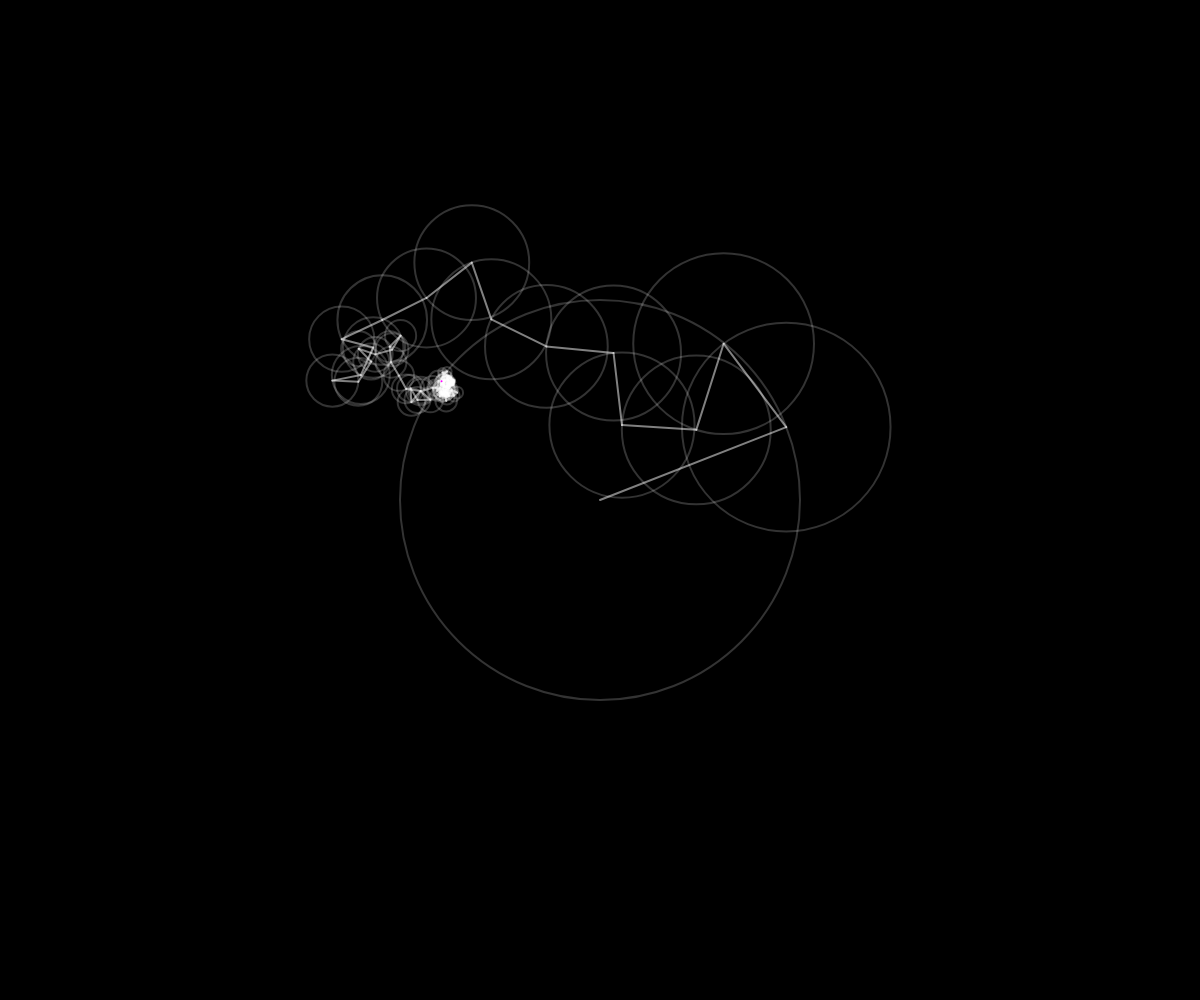
Frame 1 (no input)
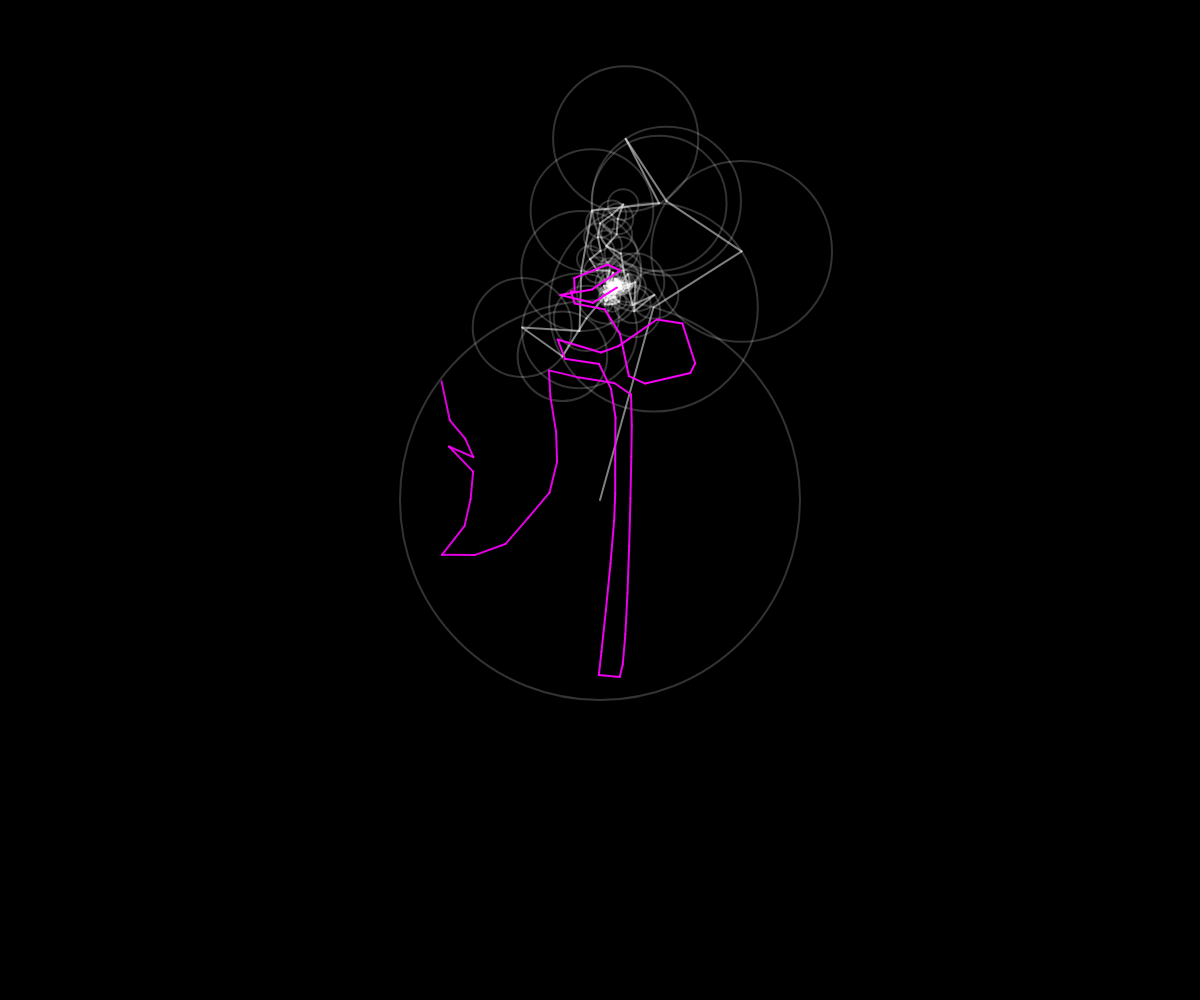
Frame 60 (no input)
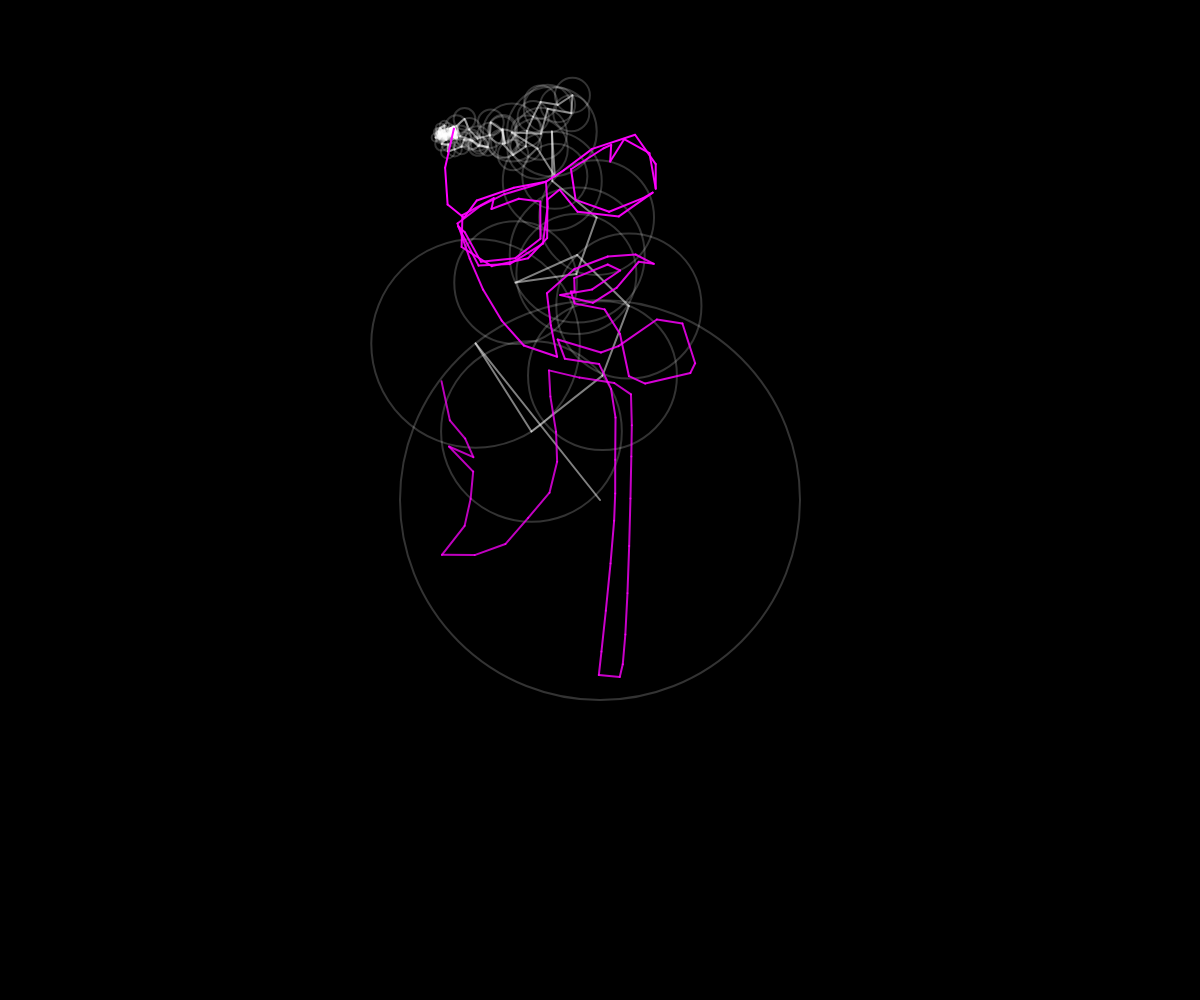
Frame 120 (the mouse pressed at the canvas centre since frame 60)

The p5.js sketch that drew these frames (run headless with seeded random() and noise() and a simulated clock; from frame 60 on, the mouse is pressed at the canvas centre):

// p5.js sketch
// ── sketch.js
let time = 0;
let prevRe = [];
let prevIm = [];
// let slider;
// triangle:
// const pixelsRe = [-PI, (-3 * PI) / 4, -PI / 2, -PI / 4, 0, PI * 0.25, PI * 0.5, PI * 0.75, PI, PI, PI, PI, PI, PI, PI, PI, PI];
// const pixelsIm = [-1, -0.75, -0.5, -0.25, 0, 0.25, 0.5, 0.75, 1, 0.75, 0.5, 0.25, 0, -0.25, -0.5, -0.75, -1];

function setup() {
    createCanvas(windowWidth, windowHeight);
    // slider = createSlider(1, 100, 10);
}

function draw() {
    const skip = 5;
    const pixelsRe = drawing.filter((p, idx) => idx % skip === 0).map((p) => p.x);
    const pixelsIm = drawing.filter((p, idx) => idx % skip === 0).map((p) => p.y);
    let fourierResult = [];
    const N = pixelsRe.length;
    for (let k = 1; k < N; k++) {
        let sumRe = 0;
        let sumIm = 0;
        for (let n = 0; n < N; n++) {
            let re = pixelsRe[n];
            let im = pixelsIm[n];
            let re2 = Math.cos((2 * Math.PI * n * k) / N);
            let im2 = -Math.sin((2 * Math.PI * n * k) / N);
            sumRe += re * re2 - im * im2;
            sumIm += re * im2 + im * re2;
        }
        // In order fourier returned values to become epicycles, I need amplitude frequency and phase.
        let amplitude = Math.sqrt(sumRe * sumRe + sumIm * sumIm);
        let phase = Math.atan2(sumIm, sumRe);
        let frequency = k;
        fourierResult.push({ amplitude, phase, frequency });
    }
    background(0);
    translate(windowWidth / 2, windowHeight / 2);

    // rn they're organized by frequency (k). now i want to sort them by amplitude.
    fourierResult = fourierResult.sort((a, b) => b.amplitude - a.amplitude);

    let prevX = 0;
    let prevY = 0;
    let x = 0;
    let y = 0;
    for (let i = 0; i < N - 1; i++) {
        let { amplitude, phase, frequency } = fourierResult[i];
        let normalization = Math.min(windowWidth, windowHeight) / (Math.max(...fourierResult.map((f) => f.amplitude)) * 5);
        let radius = amplitude * normalization;
        const offset = 0; // found experimentaly, no idea why it works.
        x += radius * cos(time * frequency + phase + offset);
        y += radius * sin(time * frequency + phase + offset);
        stroke(255);
        strokeWeight(2);
        noFill();
        stroke("rgba(100%,1000%,100%,0.2)");
        ellipse(prevX, prevY, radius * 2);
        stroke("rgba(100%,1000%,100%,0.5)");
        fill(255);
        line(prevX, prevY, x, y); // from center of circle to the dot
        prevX = x;
        prevY = y;
    }

    prevRe.unshift(x);
    prevIm.unshift(y);

    let prevXWave = prevRe[0];
    let prevYWave = prevIm[0];
    let opacity = 1;
    strokeWeight(2);
    for (let i = 0; i < prevRe.length; i++) {
        stroke(`rgba(100%,0%,100%,${opacity})`);
        line(prevXWave, prevYWave, prevRe[i], prevIm[i]);
        prevXWave = prevRe[i];
        prevYWave = prevIm[i];
        if (opacity > 0.1) {
            opacity -= 0.9 / N;
        }
    }
    const dt = (PI * 2) / N; // because 2pi is a full rotation
    time -= dt;
    if (time < -PI * 2) {
        // A full cycle has completed
        time = 0;
        prevRe.pop();
        prevIm.pop();
    }
}

// ── amy_drawing.js
const drawing = [
    { x: 7460.47, y: 7217.11 },
    { x: 7460.420400583872, y: 7216.673191345534 },
    { x: 7460.27457417437, y: 7215.418183523962 },
    { x: 7460.036978529823, y: 7213.428103748025 },
    { x: 7459.712071408556, y: 7210.78607923046 },
    { x: 7459.304310568896, y: 7207.575237184005 },
    { x: 7458.818153769171, y: 7203.878704821401 },
    { x: 7458.258058767707, y: 7199.779609355386 },
    { x: 7457.628483322831, y: 7195.361077998698 },
    { x: 7456.93388519287, y: 7190.706237964077 },
    { x: 7456.17872213615, y: 7185.898216464262 },
    { x: 7455.367451910999, y: 7181.020140711991 },
    { x: 7454.504532275742, y: 7176.155137920004 },
    { x: 7453.594420988708, y: 7171.386335301038 },
    { x: 7452.641575808222, y: 7166.796860067834 },
    { x: 7451.650454492612, y: 7162.46983943313 },
    { x: 7450.625514800205, y: 7158.4884006096645 },
    { x: 7449.524404951056, y: 7154.545805130607 },
    { x: 7448.638018503178, y: 7150.203489459536 },
    { x: 7448.095407627463, y: 7145.773842395959 },
    { x: 7447.866588484556, y: 7141.312928396895 },
    { x: 7447.921577235101, y: 7136.876811919363 },
    { x: 7448.230390039742, y: 7132.521557420384 },
    { x: 7448.763043059123, y: 7128.303229356977 },
    { x: 7449.489552453891, y: 7124.277892186163 },
    { x: 7450.379934384687, y: 7120.501610364961 },
    { x: 7451.404205012158, y: 7117.030448350392 },
    { x: 7452.532380496947, y: 7113.920470599475 },
    { x: 7453.734476999699, y: 7111.22774156923 },
    { x: 7454.980510681058, y: 7109.008325716676 },
    { x: 7456.2404977016695, y: 7107.318287498835 },
    { x: 7457.383875503692, y: 7106.074317947867 },
    { x: 7458.29800614453, y: 7104.28522790349 },
    { x: 7459.066137902191, y: 7101.839223294486 },
    { x: 7459.727331116867, y: 7098.828800745202 },
    { x: 7460.32064612875, y: 7095.346456879985 },
    { x: 7460.885143278028, y: 7091.484688323182 },
    { x: 7461.459882904894, y: 7087.335991699139 },
    { x: 7462.083925349538, y: 7082.992863632205 },
    { x: 7462.79633095215, y: 7078.5478007467245 },
    { x: 7463.636160052923, y: 7074.093299667046 },
    { x: 7464.642472992045, y: 7069.721857017516 },
    { x: 7465.85433010971, y: 7065.5259694224815 },
    { x: 7467.310791746107, y: 7061.598133506289 },
    { x: 7469.050918241425, y: 7058.030845893285 },
    { x: 7471.113769935858, y: 7054.916603207818 },
    { x: 7473.538407169595, y: 7052.347902074234 },
    { x: 7478.8002093783625, y: 7048.104973273202 },
    { x: 7483.803617273401, y: 7044.171358444371 },
    { x: 7488.048340233407, y: 7040.9166298487735 },
    { x: 7491.544936186694, y: 7038.304373407121 },
    { x: 7494.303963061577, y: 7036.298175040126 },
    { x: 7496.335978786367, y: 7034.861620668504 },
    { x: 7497.651541289381, y: 7033.958296212969 },
    { x: 7498.261208498932, y: 7033.551787594233 },
    { x: 7498.632027546608, y: 7033.61578186285 },
    { x: 7500.359138645406, y: 7034.094434701838 },
    { x: 7503.320816636071, y: 7034.827442701362 },
    { x: 7507.2233907307245, y: 7035.6477892995945 },
    { x: 7511.773190141491, y: 7036.388457934711 },
    { x: 7516.676544080493, y: 7036.882432044886 },
    { x: 7521.639781759853, y: 7036.962695068293 },
    { x: 7526.341314595532, y: 7036.468377207683 },
    { x: 7530.599876651065, y: 7035.865760310219 },
    { x: 7535.032232803745, y: 7035.496274617278 },
    { x: 7539.559947012685, y: 7035.344663243101 },
    { x: 7544.104583236999, y: 7035.395669301931 },
    { x: 7548.587705435799, y: 7035.634035908009 },
    { x: 7552.930877568196, y: 7036.0445061755745 },
    { x: 7557.055663593304, y: 7036.611823218871 },
    { x: 7560.883627470236, y: 7037.320730152139 },
    { x: 7564.336333158104, y: 7038.1559700896205 },
    { x: 7567.335344616022, y: 7039.102286145556 },
    { x: 7569.802225803101, y: 7040.144421434186 },
    { x: 7571.658540678453, y: 7041.267119069755 },
    { x: 7572.796838487627, y: 7042.400883576116 },
    { x: 7573.838056758586, y: 7043.695170559534 },
    { x: 7575.423431040458, y: 7045.622590803257 },
    { x: 7577.47460928939, y: 7048.104774086411 },
    { x: 7579.913239461529, y: 7051.0633501881275 },
    { x: 7582.660969513024, y: 7054.419948887531 },
    { x: 7585.639447400022, y: 7058.096199963751 },
    { x: 7588.770321078669, y: 7062.013733195915 },
    { x: 7591.975238505115, y: 7066.094178363151 },
    { x: 7595.175847635506, y: 7070.259165244585 },
    { x: 7598.293796425991, y: 7074.430323619347 },
    { x: 7601.2507328327165, y: 7078.529283266565 },
    { x: 7603.96830481183, y: 7082.477673965364 },
    { x: 7606.368160319481, y: 7086.197125494875 },
    { x: 7608.371947311814, y: 7089.609267634223 },
    { x: 7609.90131374498, y: 7092.6357301625385 },
    { x: 7610.877907575124, y: 7095.198142858948 },
    { x: 7611.223376758395, y: 7097.21813550258 },
    { x: 7610.859369250939, y: 7098.617337872561 },
    { x: 7609.878841803441, y: 7099.420421107156 },
    { x: 7609.357148621312, y: 7100.6508849648735 },
    { x: 7609.431724866152, y: 7102.531201893908 },
    { x: 7610.037970372102, y: 7104.99167773399 },
    { x: 7611.111284973308, y: 7107.9626183248565 },
    { x: 7612.587068503914, y: 7111.374329506239 },
    { x: 7614.400720798064, y: 7115.157117117869 },
    { x: 7616.4876416899015, y: 7119.241286999481 },
    { x: 7618.78323101357, y: 7123.557144990809 },
    { x: 7621.222888603215, y: 7128.034996931586 },
    { x: 7623.74201429298, y: 7132.605148661542 },
    { x: 7626.276007917008, y: 7137.197906020414 },
    { x: 7628.760269309444, y: 7141.743574847934 },
    { x: 7631.130198304432, y: 7146.172460983833 },
    { x: 7633.321194736117, y: 7150.414870267847 },
    { x: 7635.268658438641, y: 7154.401108539707 },
    { x: 7636.907989246149, y: 7158.061481639147 },
    { x: 7638.1745869927845, y: 7161.326295405901 },
    { x: 7639.003851512693, y: 7164.1258556797 },
    { x: 7639.331182640017, y: 7166.390468300279 },
    { x: 7639.091980208901, y: 7168.050439107371 },
    { x: 7638.624822833212, y: 7169.909015580539 },
    { x: 7638.839551089351, y: 7172.528977723661 },
    { x: 7639.661553657256, y: 7175.768320090446 },
    { x: 7640.984389650723, y: 7179.515297526073 },
    { x: 7642.701618183542, y: 7183.658164875726 },
    { x: 7644.706798369511, y: 7188.085176984586 },
    { x: 7646.8934893224205, y: 7192.684588697835 },
    { x: 7649.155250156064, y: 7197.344654860657 },
    { x: 7651.385639984236, y: 7201.953630318233 },
    { x: 7653.478217920729, y: 7206.399769915745 },
    { x: 7655.326543079337, y: 7210.571328498377 },
    { x: 7656.824174573853, y: 7214.356560911308 },
    { x: 7657.864671518071, y: 7217.643721999723 },
    { x: 7658.341593025784, y: 7220.3210666088025 },
    { x: 7658.148498210787, y: 7222.27684958373 },
    { x: 7657.17894618687, y: 7223.3993257696875 },
    { x: 7655.1232811590435, y: 7224.321194861989 },
    { x: 7654.697388737384, y: 7226.045098719032 },
    { x: 7656.051067116985, y: 7228.300355585529 },
    { x: 7658.782758857656, y: 7230.838924811364 },
    { x: 7662.490906519206, y: 7233.412765746416 },
    { x: 7666.773952661449, y: 7235.773837740566 },
    { x: 7671.230339844194, y: 7237.674100143693 },
    { x: 7675.458510627251, y: 7238.865512305681 },
    { x: 7679.157078855215, y: 7239.1130829299045 },
    { x: 7682.62887637836, y: 7238.875057903861 },
    { x: 7685.7373499876085, y: 7238.607046800458 },
    { x: 7688.713426122982, y: 7238.480874296046 },
    { x: 7691.788031224505, y: 7238.668365066971 },
    { x: 7695.1920917322, y: 7239.3413437895815 },
    { x: 7699.156534086091, y: 7240.6716351402265 },
    { x: 7703.912284726197, y: 7242.831063795252 },
    { x: 7707.976475842686, y: 7245.043842320446 },
    { x: 7711.545306046013, y: 7247.318567808493 },
    { x: 7714.911549484518, y: 7249.794674977507 },
    { x: 7718.033287503279, y: 7252.440076735741 },
    { x: 7720.868601447376, y: 7255.222685991446 },
    { x: 7723.375572661888, y: 7258.110415652874 },
    { x: 7725.512282491895, y: 7261.071178628276 },
    { x: 7727.2368122824755, y: 7264.072887825906 },
    { x: 7728.507243378709, y: 7267.083456154015 },
    { x: 7729.281657125674, y: 7270.070796520855 },
    { x: 7729.521072798556, y: 7272.9544378131295 },
    { x: 7729.703978043843, y: 7275.551403610014 },
    { x: 7730.165442596211, y: 7278.647738160193 },
    { x: 7730.854522248124, y: 7282.157641929258 },
    { x: 7731.720272792047, y: 7285.995315382801 },
    { x: 7732.711750020443, y: 7290.074958986416 },
    { x: 7733.778009725775, y: 7294.310773205695 },
    { x: 7734.868107700508, y: 7298.61695850623 },
    { x: 7735.931099737104, y: 7302.907715353612 },
    { x: 7736.916041628027, y: 7307.097244213435 },
    { x: 7737.771989165742, y: 7311.099745551291 },
    { x: 7738.447998142711, y: 7314.829419832771 },
    { x: 7738.8931243514, y: 7318.200467523469 },
    { x: 7739.056423584269, y: 7321.127089088977 },
    { x: 7738.943634930216, y: 7323.565371687359 },
    { x: 7738.957169517105, y: 7326.404091668534 },
    { x: 7739.158426858336, y: 7329.87012529675 },
    { x: 7739.514649599916, y: 7333.844065539263 },
    { x: 7739.993080387854, y: 7338.2065053633305 },
    { x: 7740.560961868159, y: 7342.838037736209 },
    { x: 7741.185536686838, y: 7347.619255625156 },
    { x: 7741.8340474899, y: 7352.430751997428 },
    { x: 7742.473736923352, y: 7357.153119820284 },
    { x: 7743.071847633203, y: 7361.6669520609785 },
    { x: 7743.595622265461, y: 7365.85284168677 },
    { x: 7744.012303466136, y: 7369.591381664915 },
    { x: 7744.289133881233, y: 7372.763164962672 },
    { x: 7744.393356156763, y: 7375.248784547297 },
    { x: 7744.2922129387325, y: 7376.928833386047 },
    { x: 7743.9441270008865, y: 7378.802409834497 },
    { x: 7744.090702658776, y: 7382.477866442429 },
    { x: 7744.737131676344, y: 7387.17123861085 },
    { x: 7745.672999137426, y: 7392.228050714898 },
    { x: 7746.687890125858, y: 7396.993827129713 },
    { x: 7747.571389725476, y: 7400.814092230436 },
    { x: 7748.1130830201155, y: 7403.034370392204 },
    { x: 7748.226486254338, y: 7403.591840415636 },
    { x: 7748.482281466269, y: 7405.4358675595295 },
    { x: 7748.907076375173, y: 7408.724672612735 },
    { x: 7749.411150803721, y: 7413.047411286469 },
    { x: 7749.904784574585, y: 7417.993239291947 },
    { x: 7750.298257510436, y: 7423.151312340387 },
    { x: 7750.501849433945, y: 7428.110786143007 },
    { x: 7750.425840167783, y: 7432.460816411021 },
    { x: 7749.980509534621, y: 7435.790558855648 },
    { x: 7748.669291118646, y: 7438.308717831674 },
    { x: 7746.859807647802, y: 7439.884948802557 },
    { x: 7746.611776214676, y: 7441.254322247609 },
    { x: 7748.787499142624, y: 7445.627764191693 },
    { x: 7751.596312159834, y: 7451.010265137093 },
    { x: 7753.329197094184, y: 7454.549810761125 },
    { x: 7754.9307302634625, y: 7458.131018377327 },
    { x: 7756.344405500233, y: 7461.737194229719 },
    { x: 7757.513716637052, y: 7465.351644562324 },
    { x: 7758.382157506482, y: 7468.957675619162 },
    { x: 7758.893221941083, y: 7472.538593644255 },
    { x: 7758.990403773412, y: 7476.077704881626 },
    { x: 7758.617196836032, y: 7479.558315575296 },
    { x: 7757.717094961501, y: 7482.963731969285 },
    { x: 7755.932214417658, y: 7487.11532340314 },
    { x: 7754.404094914579, y: 7492.4801004249475 },
    { x: 7754.056418406678, y: 7496.836317239387 },
    { x: 7754.109711217206, y: 7500.2054740554 },
    { x: 7753.784499669415, y: 7502.609071081931 },
    { x: 7752.3013100865555, y: 7504.068608527919 },
    { x: 7751.013756770062, y: 7504.449671479988 },
    { x: 7749.8107501443465, y: 7504.651607208984 },
    { x: 7748.3780707914575, y: 7504.789554062373 },
    { x: 7746.67578273536, y: 7504.871150800671 },
    { x: 7744.663950000018, y: 7504.904036184394 },
    { x: 7742.302636609396, y: 7504.895848974061 },
    { x: 7739.551906587458, y: 7504.854227930186 },
    { x: 7736.371823958168, y: 7504.786811813289 },
    { x: 7732.72245274549, y: 7504.701239383886 },
    { x: 7728.563856973389, y: 7504.605149402492 },
    { x: 7723.856100665828, y: 7504.506180629627 },
    { x: 7718.559247846773, y: 7504.411971825805 },
    { x: 7712.633362540188, y: 7504.330161751545 },
    { x: 7706.038508770035, y: 7504.268389167363 },
    { x: 7698.73475056028, y: 7504.234292833777 },
    { x: 7692.840760413889, y: 7504.231907084748 },
    { x: 7688.668345570115, y: 7504.245622668642 },
    { x: 7684.422312137531, y: 7504.271371145804 },
    { x: 7680.114177282503, y: 7504.30773766342 },
    { x: 7675.7554581714, y: 7504.353307368677 },
    { x: 7671.357671970589, y: 7504.406665408759 },
    { x: 7666.932335846438, y: 7504.466396930853 },
    { x: 7662.490966965315, y: 7504.531087082143 },
    { x: 7658.045082493588, y: 7504.599321009816 },
    { x: 7653.606199597625, y: 7504.669683861057 },
    { x: 7649.185835443793, y: 7504.740760783051 },
    { x: 7644.795507198461, y: 7504.811136922985 },
    { x: 7640.4467320279955, y: 7504.8793974280425 },
    { x: 7636.151027098765, y: 7504.94412744541 },
    { x: 7631.919909577136, y: 7505.003912122274 },
    { x: 7627.76489662948, y: 7505.057336605821 },
    { x: 7623.697505422161, y: 7505.102986043233 },
    { x: 7619.729253121549, y: 7505.139445581698 },
    { x: 7615.87165689401, y: 7505.165300368402 },
    { x: 7612.136233905914, y: 7505.179135550529 },
    { x: 7608.534501323627, y: 7505.179536275266 },
    { x: 7605.077976313518, y: 7505.1650876897975 },
    { x: 7601.778176041954, y: 7505.13437494131 },
    { x: 7598.646617675304, y: 7505.0859831769885 },
    { x: 7595.694818379934, y: 7505.018497544018 },
    { x: 7592.934295322213, y: 7504.930503189586 },
    { x: 7590.37656566851, y: 7504.820585260875 },
    { x: 7588.0331465851905, y: 7504.687328905074 },
    { x: 7585.915555238623, y: 7504.529319269367 },
    { x: 7584.035308795176, y: 7504.345141500939 },
    { x: 7580.336391134977, y: 7503.92060890255 },
    { x: 7574.480306547537, y: 7503.575258901934 },
    { x: 7569.34366045695, y: 7503.516719749803 },
    { x: 7565.119199855845, y: 7503.485933031779 },
    { x: 7561.999671736851, y: 7503.223840333483 },
    { x: 7560.177823092598, y: 7502.47138324054 },
    { x: 7559.846400915712, y: 7500.96950333857 },
    { x: 7561.198152198825, y: 7498.459142213197 },
    { x: 7564.014539701123, y: 7494.769497933565 },
    { x: 7566.571389341452, y: 7491.3501209220385 },
    { x: 7568.925336607462, y: 7488.397673638462 },
    { x: 7571.278743463365, y: 7485.952849636294 },
    { x: 7573.833971873374, y: 7484.0563424689935 },
    { x: 7576.793383801705, y: 7482.74884569002 },
    { x: 7580.574767397366, y: 7482.03521990797 },
    { x: 7583.9770668060555, y: 7481.960613762018 },
    { x: 7586.550184422479, y: 7482.107179857402 },
    { x: 7589.30423305816, y: 7481.800037185454 },
    { x: 7593.249325524621, y: 7480.364304737504 },
    { x: 7598.340939700244, y: 7477.743388933246 },
    { x: 7602.020661750292, y: 7475.749333697631 },
    { x: 7605.203187661754, y: 7473.992202134708 },
    { x: 7608.066294984946, y: 7472.341239062457 },
    { x: 7610.78776127018, y: 7470.665689298861 },
    { x: 7613.545364067772, y: 7468.834797661904 },
    { x: 7616.516880928035, y: 7466.717808969566 },
    { x: 7619.880089401284, y: 7464.183968039832 },
    { x: 7623.929389407734, y: 7460.773861634529 },
    { x: 7627.347316410588, y: 7457.247997297899 },
    { x: 7630.149488651433, y: 7454.073198663521 },
    { x: 7632.565622626123, y: 7451.57368584896 },
    { x: 7634.82543483051, y: 7450.073678971781 },
    { x: 7637.1586417604485, y: 7449.897398149551 },
    { x: 7639.8798950910195, y: 7451.207891511707 },
    { x: 7640.161749747211, y: 7450.875257408856 },
    { x: 7640.99315705599, y: 7449.285963640859 },
    { x: 7647.251456701727, y: 7448.033719717022 },
    { x: 7653.108843437792, y: 7447.959999999998 },
    { x: 7656.829754554298, y: 7447.959999999998 },
    { x: 7660.550665670805, y: 7447.959999999998 },
    { x: 7664.271576787312, y: 7447.959999999998 },
    { x: 7667.992487903819, y: 7447.959999999998 },
    { x: 7671.7133990203265, y: 7447.959999999998 },
    { x: 7675.434310136833, y: 7447.959999999998 },
    { x: 7679.155221253341, y: 7447.959999999998 },
    { x: 7680.324469072697, y: 7447.962199042566 },
    { x: 7681.638594370845, y: 7447.956647941911 },
    { x: 7683.840765945366, y: 7447.915299433185 },
    { x: 7686.800258314603, y: 7447.8096718547895 },
    { x: 7690.386345996893, y: 7447.611283545122 },
    { x: 7694.468303510579, y: 7447.291652842585 },
    { x: 7698.915405374002, y: 7446.822298085577 },
    { x: 7703.596926105501, y: 7446.174737612499 },
    { x: 7708.382140223417, y: 7445.320489761751 },
    { x: 7713.14032224609, y: 7444.231072871733 },
    { x: 7717.740746691861, y: 7442.878005280845 },
    { x: 7722.052688079071, y: 7441.232805327487 },
    { x: 7725.94542092606, y: 7439.26699135006 },
    { x: 7729.288219751169, y: 7436.9520816869635 },
    { x: 7731.950359072738, y: 7434.259594676598 },
    { x: 7733.8011134091075, y: 7431.161048657363 },
    { x: 7735.372952748972, y: 7427.784331602679 },
    { x: 7736.256996545307, y: 7426.525197804788 },
    { x: 7736.454806444674, y: 7427.023170968687 },
    { x: 7735.971258747752, y: 7428.909832702659 },
    { x: 7734.811229755213, y: 7431.816764614985 },
    { x: 7732.979595767737, y: 7435.375548313947 },
    { x: 7730.481233085998, y: 7439.217765407825 },
    { x: 7727.321018010672, y: 7442.974997504903 },
    { x: 7723.503826842434, y: 7446.278826213461 },
    { x: 7719.034535881962, y: 7448.760833141781 },
    { x: 7713.918021429931, y: 7450.052599898145 },
    { x: 7708.698335285557, y: 7450.0101313488085 },
    { x: 7704.108575637611, y: 7449.607555744614 },
    { x: 7699.842913036508, y: 7449.037476481705 },
    { x: 7695.857457935892, y: 7448.335361402184 },
    { x: 7692.108320789399, y: 7447.536678348152 },
    { x: 7688.551612050673, y: 7446.6768951617105 },
    { x: 7685.143442173353, y: 7445.791479684962 },
    { x: 7681.839921611081, y: 7444.915899760005 },
    { x: 7678.597160817497, y: 7444.085623228943 },
    { x: 7675.371270246241, y: 7443.336117933878 },
    { x: 7672.118360350954, y: 7442.70285171691 },
    { x: 7668.794541585277, y: 7442.22129242014 },
    { x: 7665.355924402852, y: 7441.926907885671 },
    { x: 7661.67724376283, y: 7441.854786781871 },
    { x: 7658.2440855808945, y: 7441.984976479322 },
    { x: 7655.863349750258, y: 7442.1869245747375 },
    { x: 7654.515914420332, y: 7442.316987726491 },
    { x: 7654.182657740525, y: 7442.2315225929515 },
    { x: 7654.844457860249, y: 7441.786885832491 },
    { x: 7656.482192928914, y: 7440.839434103479 },
    { x: 7659.07674109593, y: 7439.245524064288 },
    { x: 7662.608980510708, y: 7436.861512373287 },
    { x: 7667.059789322657, y: 7433.543755688849 },
    { x: 7672.410045681188, y: 7429.148610669344 },
    { x: 7678.640627735713, y: 7423.532433973142 },
    { x: 7684.710486691237, y: 7417.630598620653 },
    { x: 7689.885775484738, y: 7412.417192638136 },
    { x: 7694.623917393467, y: 7407.506971269642 },
    { x: 7698.9151910716855, y: 7402.938861921237 },
    { x: 7702.749875173655, y: 7398.751791998985 },
    { x: 7706.118248353634, y: 7394.984688908951 },
    { x: 7709.010589265885, y: 7391.676480057202 },
    { x: 7711.417176564669, y: 7388.866092849801 },
    { x: 7713.328288904246, y: 7386.5924546928145 },
    { x: 7714.734204938877, y: 7384.894492992308 },
    { x: 7715.625203322823, y: 7383.811135154346 },
    { x: 7715.991562710345, y: 7383.381308584994 },
    { x: 7715.823561755703, y: 7383.643940690318 },
    { x: 7715.111479113158, y: 7384.637958876382 },
    { x: 7713.845593436971, y: 7386.402290549252 },
    { x: 7712.016183381403, y: 7388.975863114993 },
    { x: 7709.520811881021, y: 7392.552958384265 },
    { x: 7706.995161366488, y: 7396.49810630395 },
    { x: 7704.897084022347, y: 7400.1451292674465 },
    { x: 7703.127781433511, y: 7403.526850979149 },
    { x: 7701.588455184895, y: 7406.676095143454 },
    { x: 7700.180306861413, y: 7409.62568546476 },
    { x: 7698.804538047979, y: 7412.408445647462 },
    { x: 7697.362350329508, y: 7415.0571993959575 },
    { x: 7695.754945290916, y: 7417.604770414643 },
    { x: 7693.883524517116, y: 7420.083982407914 },
    { x: 7691.649289593022, y: 7422.527659080169 },
    { x: 7688.95344210355, y: 7424.968624135803 },
    { x: 7685.697183633613, y: 7427.439701279213 },
    { x: 7681.781715768127, y: 7429.973714214796 },
    { x: 7675.322517040726, y: 7433.627695854851 },
    { x: 7668.942513263149, y: 7436.923244212934 },
    { x: 7663.879738922637, y: 7439.2447629227545 },
    { x: 7660.0089935067035, y: 7440.762203919652 },
    { x: 7657.205076502861, y: 7441.645519138966 },
    { x: 7655.34278739862, y: 7442.064660516036 },
    { x: 7654.296925681495, y: 7442.189579986203 },
    { x: 7653.942290838998, y: 7442.190229484805 },
    { x: 7653.944558836356, y: 7441.819840780046 },
    { x: 7653.9613598833175, y: 7440.605579155322 },
    { x: 7653.992524225961, y: 7438.621368572642 },
    { x: 7654.040130569742, y: 7435.945140876205 },
    { x: 7654.10625762012, y: 7432.654827910211 },
    { x: 7654.19298408255, y: 7428.828361518857 },
    { x: 7654.302388662488, y: 7424.543673546341 },
    { x: 7654.436550065391, y: 7419.878695836864 },
    { x: 7654.597546996718, y: 7414.911360234621 },
    { x: 7654.787458161923, y: 7409.7195985838125 },
    { x: 7655.008362266464, y: 7404.381342728637 },
    { x: 7655.2623380157975, y: 7398.974524513292 },
    { x: 7655.55146411538, y: 7393.577075781976 },
    { x: 7655.877819270669, y: 7388.266928378889 },
    { x: 7656.24348218712, y: 7383.122014148227 },
    { x: 7656.650531570191, y: 7378.220264934191 },
    { x: 7657.101046125337, y: 7373.639612580978 },
    { x: 7657.597104558017, y: 7369.457988932785 },
    { x: 7658.140785573686, y: 7365.7533258338135 },
    { x: 7658.734167877802, y: 7362.603555128259 },
    { x: 7659.3793301758205, y: 7360.086608660322 },
    { x: 7660.078351173199, y: 7358.2804182742 },
    { x: 7660.833309575393, y: 7357.262915814093 },
    { x: 7662.231610633963, y: 7356.685931672819 },
    { x: 7663.041185683271, y: 7356.997483881014 },
    { x: 7663.425922624275, y: 7357.731387452442 },
    { x: 7663.709768603441, y: 7358.324979542186 },
    { x: 7664.216670767235, y: 7358.215597305333 },
    { x: 7665.270576262122, y: 7356.840577896967 },
    { x: 7667.195432234566, y: 7353.637258472172 },
    { x: 7670.315185831035, y: 7348.042976186032 },
    { x: 7674.953784197993, y: 7339.495068193633 },
    { x: 7680.472921391304, y: 7329.222100029308 },
    { x: 7683.811809229248, y: 7322.916634202197 },
    { x: 7686.924939756784, y: 7316.932534996123 },
    { x: 7689.8173180324775, y: 7311.272491437352 },
    { x: 7692.493949114896, y: 7305.939192552152 },
    { x: 7694.959838062607, y: 7300.935327366789 },
    { x: 7697.219989934175, y: 7296.263584907529 },
    { x: 7699.279409788168, y: 7291.926654200637 },
    { x: 7701.143102683153, y: 7287.927224272382 },
    { x: 7702.816073677697, y: 7284.267984149028 },
    { x: 7704.303327830366, y: 7280.951622856843 },
    { x: 7705.609870199727, y: 7277.980829422093 },
    { x: 7706.740705844347, y: 7275.358292871044 },
    { x: 7707.700839822793, y: 7273.086702229963 },
    { x: 7708.4952771936305, y: 7271.168746525114 },
    { x: 7709.129023015427, y: 7269.607114782767 },
    { x: 7709.60708234675, y: 7268.404496029187 },
    { x: 7709.934460246165, y: 7267.563579290639 },
    { x: 7710.11616177224, y: 7267.08705359339 },
    { x: 7710.147517310583, y: 7266.990932179649 },
    { x: 7709.73917176312, y: 7267.677189848838 },
    { x: 7708.808109411681, y: 7269.247071116296 },
    { x: 7707.42777422731, y: 7271.583655630407 },
    { x: 7705.671610181049, y: 7274.570023039551 },
    { x: 7703.613061243941, y: 7278.08925299211 },
    { x: 7701.3255713870285, y: 7282.024425136466 },
    { x: 7698.882584581354, y: 7286.258619120999 },
    { x: 7696.357544797963, y: 7290.674914594092 },
    { x: 7693.823896007895, y: 7295.1563912041265 },
    { x: 7691.355082182195, y: 7299.586128599483 },
    { x: 7689.024547291903, y: 7303.847206428545 },
    { x: 7686.905735308065, y: 7307.822704339692 },
    { x: 7685.072090201723, y: 7311.395701981307 },
    { x: 7683.597055943919, y: 7314.44927900177 },
    { x: 7682.554076505697, y: 7316.866515049464 },
    { x: 7681.450362617723, y: 7319.778634633168 },
    { x: 7680.007465053993, y: 7323.053644177939 },
    { x: 7678.367355603482, y: 7326.284425327685 },
    { x: 7676.547936369159, y: 7329.47359082176 },
    { x: 7674.567109453996, y: 7332.6237533995145 },
    { x: 7672.442776960963, y: 7335.737525800301 },
    { x: 7670.192840993029, y: 7338.817520763473 },
    { x: 7667.835203653166, y: 7341.866351028382 },
    { x: 7665.445931657713, y: 7344.819281064595 },
    { x: 7663.384309404436, y: 7347.369678125401 },
    { x: 7661.563635695762, y: 7349.587579129729 },
    { x: 7660.100509737893, y: 7351.204741125982 },
    { x: 7659.111530737029, y: 7351.952921162558 },
    { x: 7658.713297899373, y: 7351.563876287859 },
    { x: 7659.022410431125, y: 7349.7693635502865 },
    { x: 7660.155467538485, y: 7346.30113999824 },
    { x: 7662.229068427655, y: 7340.890962680122 },
    { x: 7665.359812304836, y: 7333.270588644333 },
    { x: 7667.617516841874, y: 7327.281465976342 },
    { x: 7666.688699177725, y: 7323.910967791172 },
    { x: 7665.091396515295, y: 7318.964199862539 },
    { x: 7663.433087560683, y: 7314.073036523754 },
    { x: 7662.321251019985, y: 7310.869352108128 },
    { x: 7661.824251409373, y: 7308.536394785811 },
    { x: 7661.167921919225, y: 7304.873825859865 },
    { x: 7660.511592429078, y: 7301.211256933919 },
    { x: 7659.85526293893, y: 7297.5486880079725 },
    { x: 7659.198933448782, y: 7293.886119082026 },
    { x: 7658.542603958635, y: 7290.22355015608 },
    { x: 7658.670372597023, y: 7290.684649923602 },
    { x: 7659.215740702184, y: 7293.010766799301 },
    { x: 7660.0299326680415, y: 7296.578158120502 },
    { x: 7661.015302910581, y: 7301.0505420222635 },
    { x: 7662.074205845792, y: 7306.091636639644 },
    { x: 7663.108995889659, y: 7311.365160107702 },
    { x: 7664.02202745817, y: 7316.5348305614925 },
    { x: 7664.715654967312, y: 7321.264366136077 },
    { x: 7665.092232833073, y: 7325.2174849665125 },
    { x: 7665.054115471438, y: 7328.057905187856 },
    { x: 7664.468800840773, y: 7329.503944794049 },
    { x: 7663.324235310513, y: 7330.897199721005 },
    { x: 7662.090751967821, y: 7332.824123687483 },
    { x: 7660.772159051134, y: 7335.339664133782 },
    { x: 7659.372264798888, y: 7338.498768500204 },
    { x: 7657.89487744952, y: 7342.356384227049 },
    { x: 7656.343805241468, y: 7346.967458754615 },
    { x: 7654.7228564131665, y: 7352.386939523204 },
    { x: 7653.338808205825, y: 7357.415491827814 },
    { x: 7652.139928309275, y: 7361.580397317211 },
    { x: 7650.8538761711625, y: 7365.862603436749 },
    { x: 7649.524066639701, y: 7370.189302031891 },
    { x: 7648.193914563104, y: 7374.487684948096 },
    { x: 7646.906834789584, y: 7378.684944030826 },
    { x: 7645.706242167355, y: 7382.708271125539 },
    { x: 7644.63555154463, y: 7386.484858077697 },
    { x: 7643.738177769623, y: 7389.94189673276 },
    { x: 7643.0575356905465, y: 7393.006578936188 },
    { x: 7642.637040155614, y: 7395.606096533442 },
    { x: 7642.52010601304, y: 7397.6676413699815 },
    { x: 7642.70512776221, y: 7399.758410381564 },
    { x: 7642.604427197516, y: 7403.173421730209 },
    { x: 7642.153868562413, y: 7407.380769406182 },
    { x: 7641.467943461133, y: 7411.98828081037 },
    { x: 7640.661143497906, y: 7416.603783343664 },
    { x: 7639.847960276967, y: 7420.835104406952 },
    { x: 7639.142885402545, y: 7424.290071401122 },
    { x: 7638.660410478874, y: 7426.576511727064 },
    { x: 7637.816863779896, y: 7430.152808721574 },
    { x: 7636.629365357471, y: 7434.623133908975 },
    { x: 7636.165233437784, y: 7436.399163928221 },
    { x: 7637.918230578004, y: 7437.029308600289 },
    { x: 7641.667228409641, y: 7438.351082174938 },
    { x: 7646.33702127541, y: 7439.9433386696965 },
    { x: 7650.852403518024, y: 7441.384932102089 },
    { x: 7654.0555793536205, y: 7442.238809630981 },
    { x: 7654.484078562784, y: 7442.236696044011 },
    { x: 7652.9282353270355, y: 7441.706468469618 },
    { x: 7649.7895906870845, y: 7440.806216620259 },
    { x: 7645.469685683642, y: 7439.694030208389 },
    { x: 7640.370061357417, y: 7438.527998946467 },
    { x: 7634.8922587491215, y: 7437.466212546949 },
    { x: 7629.333907730813, y: 7436.656794889595 },
    { x: 7623.264643716526, y: 7436.864327835035 },
    { x: 7619.212662593026, y: 7438.100700764833 },
    { x: 7616.768233590612, y: 7439.032726523111 },
    { x: 7615.521625939583, y: 7438.327217953989 },
    { x: 7615.063108870239, y: 7434.65098790159 },
    { x: 7615.339080506877, y: 7432.373046520845 },
    { x: 7616.36492173401, y: 7433.642323879937 },
    { x: 7617.864183100969, y: 7437.348713330004 },
    { x: 7619.563004773049, y: 7442.5009627318495 },
    { x: 7621.187526915542, y: 7448.10781994628 },
    { x: 7622.46388969374, y: 7453.1780328341 },
    { x: 7623.118233272938, y: 7456.720349256115 },
    { x: 7622.922867369375, y: 7457.768262542591 },
    { x: 7622.449636875366, y: 7456.769923206624 },
    { x: 7621.85167652083, y: 7454.474801734876 },
    { x: 7621.115908604027, y: 7451.147479048579 },
    { x: 7620.22925542322, y: 7447.052536068968 },
    { x: 7619.178639276668, y: 7442.4545537172735 },
    { x: 7617.950982462633, y: 7437.61811291473 },
    { x: 7616.533207279376, y: 7432.807794582571 },
    { x: 7614.9122360251595, y: 7428.288179642027 },
    { x: 7613.074990998242, y: 7424.323849014334 },
    { x: 7611.008394496887, y: 7421.179383620724 },
    { x: 7608.699368819355, y: 7419.11936438243 },
    { x: 7606.077041049023, y: 7418.174030234222 },
    { x: 7603.429566330049, y: 7417.713434159798 },
    { x: 7600.788763306488, y: 7417.64489611983 },
    { x: 7598.068583013281, y: 7417.9214353575335 },
    { x: 7595.182976485367, y: 7418.496071116123 },
    { x: 7592.045894757689, y: 7419.321822638813 },
    { x: 7588.571288865188, y: 7420.351709168818 },
    { x: 7584.673109842804, y: 7421.5387499493545 },
    { x: 7580.265308725477, y: 7422.835964223636 },
    { x: 7575.261836548149, y: 7424.196371234878 },
    { x: 7569.576644345762, y: 7425.572990226295 },
    { x: 7562.522496508147, y: 7427.069288091514 },
    { x: 7558.368923918656, y: 7427.6777213459545 },
    { x: 7556.227296436082, y: 7427.522745154944 },
    { x: 7555.022528457511, y: 7426.770495268166 },
    { x: 7553.679534380031, y: 7425.58710743531 },
    { x: 7551.123228600727, y: 7424.138717406057 },
    { x: 7546.278525516687, y: 7422.591460930096 },
    { x: 7541.286833394096, y: 7421.5730771668905 },
    { x: 7537.61042607202, y: 7421.000890548625 },
    { x: 7533.9142388856535, y: 7420.574781868511 },
    { x: 7530.204073759189, y: 7420.295419991554 },
    { x: 7526.485754558065, y: 7420.16324343354 },
    { x: 7522.765117947215, y: 7420.1784596726975 },
    { x: 7519.048004229221, y: 7420.341044824017 },
    { x: 7515.340248176761, y: 7420.650743676745 },
    { x: 7511.647669873739, y: 7421.107070094984 },
    { x: 7509.795471967444, y: 7421.474150132216 },
    { x: 7509.515010474454, y: 7422.231379879732 },
    { x: 7509.683514960451, y: 7423.834458436767 },
    { x: 7511.05029613102, y: 7426.387812256467 },
    { x: 7514.364664691744, y: 7429.9958677919785 },
    { x: 7520.375931348208, y: 7434.7630514964485 },
    { x: 7526.572135615362, y: 7438.745164097886 },
    { x: 7531.577453932435, y: 7441.208762026412 },
    { x: 7536.611328267015, y: 7443.12027480976 },
    { x: 7541.467281085922, y: 7444.496232487954 },
    { x: 7545.938834855979, y: 7445.353165101016 },
    { x: 7549.819512044007, y: 7445.70760268897 },
    { x: 7552.902835116828, y: 7445.576075291839 },
    { x: 7554.982326541265, y: 7444.975112949644 },
    { x: 7555.851508784139, y: 7443.921245702411 },
    { x: 7555.303904312273, y: 7442.431003590163 },
    { x: 7553.133035592487, y: 7440.520916652919 },
    { x: 7549.62624282523, y: 7438.458362600661 },
    { x: 7546.309165217817, y: 7436.772859030635 },
    { x: 7542.938344289179, y: 7435.197583687963 },
    { x: 7539.517441749849, y: 7433.734247788525 },
    { x: 7536.050173713831, y: 7432.384440948796 },
    { x: 7532.540306661798, y: 7431.1496294590415 },
    { x: 7528.991653349582, y: 7430.031154690499 },
    { x: 7525.408068666385, y: 7429.030231638247 },
    { x: 7521.793445447232, y: 7428.147947601361 },
    { x: 7518.728622314751, y: 7427.495193124244 },
    { x: 7518.150185857942, y: 7427.27463575491 },
    { x: 7516.701253401292, y: 7426.803718564157 },
    { x: 7514.387671350873, y: 7426.190935513857 },
    { x: 7511.215286112756, y: 7425.544780565884 },
    { x: 7507.189944093016, y: 7424.973747682114 },
    { x: 7502.317491697725, y: 7424.586330824419 },
    { x: 7496.603775332956, y: 7424.491023954674 },
    { x: 7490.05464140478, y: 7424.796321034753 },
    { x: 7483.379683123219, y: 7425.748746322495 },
    { x: 7478.275407220019, y: 7427.804290104967 },
    { x: 7474.511501239346, y: 7430.456951342392 },
    { x: 7471.801189341847, y: 7433.099403899611 },
    { x: 7469.85769568817, y: 7435.124321641461 },
    { x: 7468.3942444389595, y: 7435.924378432783 },
    { x: 7467.124059754865, y: 7434.892248138414 },
    { x: 7465.760365796531, y: 7431.420604623193 },
    { x: 7466.14500907671, y: 7432.586803473256 },
    { x: 7469.16958840765, y: 7431.416986397296 },
    { x: 7472.440219753133, y: 7429.6426836782275 },
    { x: 7475.7108510986145, y: 7427.868380959159 },
    { x: 7477.56692999667, y: 7425.126150692863 },
    { x: 7478.036151256977, y: 7421.434943445115 },
    { x: 7477.600577719902, y: 7417.818985371264 },
    { x: 7476.499213369896, y: 7414.264825056485 },
    { x: 7475.361575562122, y: 7410.722108698528 },
    { x: 7474.187783173094, y: 7407.191206490584 },
    { x: 7472.977958857267, y: 7403.672487391332 },
    { x: 7471.732229034225, y: 7400.166319086388 },
    { x: 7470.450723875465, y: 7396.673067949885 },
    { x: 7469.1335772908005, y: 7393.193099006185 },
    { x: 7467.7809269143645, y: 7389.7267758917405 },
    { x: 7466.392914090229, y: 7386.2744608170915 },
    { x: 7465.5150767592595, y: 7384.0076939810015 },
    { x: 7464.7847744736455, y: 7381.689938715553 },
    { x: 7464.05068185751, y: 7378.967372193116 },
    { x: 7463.3137886914665, y: 7375.872676619449 },
    { x: 7462.575084756125, y: 7372.43853420031 },
    { x: 7461.835559832097, y: 7368.697627141456 },
    { x: 7461.096203699993, y: 7364.682637648645 },
    { x: 7460.358006140425, y: 7360.426247927634 },
    { x: 7459.621956934003, y: 7355.961140184181 },
    { x: 7458.889045861339, y: 7351.3199966240445 },
    { x: 7458.1602627030425, y: 7346.535499452981 },
    { x: 7457.436597239727, y: 7341.640330876748 },
    { x: 7456.719039252002, y: 7336.667173101105 },
    { x: 7456.008578520479, y: 7331.648708331807 },
    { x: 7455.30620482577, y: 7326.617618774613 },
    { x: 7454.6129079484845, y: 7321.606586635282 },
    { x: 7453.9296776692345, y: 7316.648294119569 },
    { x: 7453.25750376863, y: 7311.775423433234 },
    { x: 7452.597376027284, y: 7307.020656782033 },
    { x: 7451.950284225806, y: 7302.416676371725 },
    { x: 7451.317218144808, y: 7297.996164408067 },
    { x: 7450.699167564901, y: 7293.791803096816 },
    { x: 7450.097122266696, y: 7289.836274643731 },
    { x: 7449.512072030803, y: 7286.162261254568 },
    { x: 7448.945006637835, y: 7282.802445135087 },
    { x: 7448.396915868401, y: 7279.789508491042 },
    { x: 7447.868789503114, y: 7277.156133528195 },
    { x: 7447.361617322585, y: 7274.9350024523 },
    { x: 7446.876389107423, y: 7273.158797469117 },
    { x: 7446.414094638241, y: 7271.860200784403 },
    { x: 7445.97572369565, y: 7271.071894603915 },
    { x: 7445.525258455667, y: 7270.8264281003385 },
    { x: 7445.128747512863, y: 7271.310675141968 },
    { x: 7444.867153581038, y: 7272.543826372851 },
    { x: 7444.733914289658, y: 7274.461921958265 },
    { x: 7444.722467268186, y: 7277.0010020634845 },
    { x: 7444.826250146089, y: 7280.097106853788 },
    { x: 7445.03870055283, y: 7283.686276494452 },
    { x: 7445.3532561178745, y: 7287.704551150752 },
    { x: 7445.763354470687, y: 7292.087970987966 },
    { x: 7446.262433240732, y: 7296.772576171371 },
    { x: 7446.843930057475, y: 7301.694406866242 },
    { x: 7447.50128255038, y: 7306.789503237857 },
    { x: 7448.227928348912, y: 7311.993905451493 },
    { x: 7449.017305082536, y: 7317.243653672427 },
    { x: 7449.862850380717, y: 7322.474788065933 },
    { x: 7450.7580018729195, y: 7327.623348797291 },
    { x: 7451.696197188608, y: 7332.625376031777 },
    { x: 7452.670873957246, y: 7337.4169099346655 },
    { x: 7453.6754698083005, y: 7341.933990671235 },
    { x: 7454.703422371235, y: 7346.112658406762 },
    { x: 7455.7481692755155, y: 7349.888953306523 },
    { x: 7456.803148150605, y: 7353.198915535795 },
    { x: 7457.861796625969, y: 7355.978585259855 },
    { x: 7458.917552331073, y: 7358.164002643979 },
    { x: 7459.96385289538, y: 7359.691207853444 },
    { x: 7461.8616905438075, y: 7362.761084086961 },
    { x: 7460.304528773447, y: 7364.683208716157 },
    { x: 7456.238770523086, y: 7365.393754484069 },
    { x: 7451.129818106151, y: 7365.316308420733 },
    { x: 7446.443073836069, y: 7364.874457556188 },
    { x: 7443.643940026264, y: 7364.4917889204735 },
    { x: 7443.333014772527, y: 7364.2637494616265 },
    { x: 7443.072140080633, y: 7363.225154794526 },
    { x: 7442.604221793882, y: 7361.351391347025 },
    { x: 7441.953841462238, y: 7358.729697873394 },
    { x: 7441.145580635663, y: 7355.447313127905 },
    { x: 7440.204020864118, y: 7351.591475864828 },
    { x: 7439.153743697568, y: 7347.249424838433 },
    { x: 7438.019330685974, y: 7342.508398802992 },
    { x: 7436.825363379299, y: 7337.455636512776 },
    { x: 7435.596423327506, y: 7332.178376722055 },
    { x: 7434.357092080558, y: 7326.7638581851 },
    { x: 7433.131951188416, y: 7321.299319656183 },
    { x: 7431.945582201043, y: 7315.871999889572 },
    { x: 7430.822566668403, y: 7310.569137639541 },
    { x: 7429.787486140457, y: 7305.477971660359 },
    { x: 7428.8649221671685, y: 7300.685740706296 },
    { x: 7428.0794562985, y: 7296.279683531626 },
    { x: 7427.455670084413, y: 7292.347038890616 },
    { x: 7427.018145074871, y: 7288.97504553754 },
    { x: 7426.791462819838, y: 7286.250942226667 },
    { x: 7426.800204869274, y: 7284.2619677122675 },
    { x: 7427.068952773143, y: 7283.0953607486135 },
    { x: 7427.618024189541, y: 7282.837347812316 },
    { x: 7428.253746807642, y: 7283.477929155618 },
    { x: 7428.86971141458, y: 7284.926200318929 },
    { x: 7429.466995645611, y: 7287.106684296111 },
    { x: 7430.046677135992, y: 7289.9439040810275 },
    { x: 7430.609833520976, y: 7293.362382667541 },
    { x: 7431.157542435822, y: 7297.286643049516 },
    { x: 7431.690881515783, y: 7301.6412082208135 },
    { x: 7432.210928396117, y: 7306.350601175297 },
    { x: 7432.718760712079, y: 7311.339344906831 },
    { x: 7433.215456098924, y: 7316.531962409276 },
    { x: 7433.7020921919075, y: 7321.852976676496 },
    { x: 7434.179746626287, y: 7327.226910702354 },
    { x: 7434.649497037317, y: 7332.578287480713 },
    { x: 7435.112421060254, y: 7337.831630005435 },
    { x: 7435.569596330353, y: 7342.911461270383 },
    { x: 7436.02210048287, y: 7347.742304269423 },
    { x: 7436.471011153061, y: 7352.248681996413 },
    { x: 7436.917405976182, y: 7356.35511744522 },
    { x: 7437.362362587488, y: 7359.986133609704 },
    { x: 7437.8069586222355, y: 7363.066253483729 },
    { x: 7438.252271715679, y: 7365.520000061159 },
    { x: 7438.699379503076, y: 7367.271896335857 },
    { x: 7439.149359619681, y: 7368.246465301683 },
    { x: 7442.890333944451, y: 7371.516080347306 },
    { x: 7447.0492801684495, y: 7375.737584062934 },
    { x: 7450.655113834525, y: 7380.082677477696 },
    { x: 7453.7465599141315, y: 7384.503598083753 },
    { x: 7456.362343378723, y: 7388.952583373265 },
    { x: 7458.5411891997555, y: 7393.381870838394 },
    { x: 7460.321822348683, y: 7397.743697971301 },
    { x: 7461.74296779696, y: 7401.990302264147 },
    { x: 7462.843350516041, y: 7406.073921209093 },
    { x: 7463.661695477381, y: 7409.9467922982985 },
    { x: 7464.236727652434, y: 7413.561153023927 },
    { x: 7464.607172012655, y: 7416.869240878136 },
    { x: 7464.811753529498, y: 7419.82329335309 },
    { x: 7464.889197174418, y: 7422.375547940947 },
    { x: 7464.878227918869, y: 7424.4782421338705 },
    { x: 7464.817570734307, y: 7426.083613424019 },
    { x: 7464.745950592185, y: 7427.143899303555 },
    { x: 7464.702092463958, y: 7427.61133726464 },
    { x: 7465.263908709524, y: 7429.72720005328 },
    { x: 7464.441246164407, y: 7426.609510903222 },
    { x: 7463.488413167969, y: 7422.727369797983 },
    { x: 7462.090765293313, y: 7416.653253373212 },
    { x: 7460.817720651825, y: 7410.4812349563035 },
    { x: 7459.858048343693, y: 7405.259311744531 },
    { x: 7459.112849652322, y: 7400.869902248147 },
    { x: 7458.483225861121, y: 7397.195424977408 },
    { x: 7457.870278253497, y: 7394.11829844257 },
    { x: 7457.175108112858, y: 7391.520941153886 },
    { x: 7456.2988167226085, y: 7389.285771621614 },
    { x: 7455.142505366158, y: 7387.295208356007 },
    { x: 7453.607275326913, y: 7385.431669867321 },
    { x: 7451.594227888279, y: 7383.577574665812 },
    { x: 7449.004464333665, y: 7381.615341261734 },
    { x: 7443.481897064032, y: 7377.889296250994 },
    { x: 7438.7149440682915, y: 7374.784300025163 },
    { x: 7436.147936490811, y: 7373.294271459937 },
    { x: 7434.593524528572, y: 7372.653843757406 },
    { x: 7432.864358378557, y: 7372.097650119664 },
    { x: 7429.989036379882, y: 7370.420973431092 },
    { x: 7426.703129172255, y: 7367.964011346047 },
    { x: 7423.361403429983, y: 7367.051304941634 },
    { x: 7421.672630865532, y: 7368.6295788599555 },
    { x: 7422.293255315709, y: 7371.745717728358 },
    { x: 7424.103176891309, y: 7375.751495618909 },
    { x: 7426.6517977408, y: 7379.525358668697 },
    { x: 7429.149386677163, y: 7382.135139722463 },
    { x: 7432.223571605321, y: 7385.1768152681925 },
    { x: 7435.220680201316, y: 7387.313346009313 },
    { x: 7435.709702528187, y: 7388.550189917332 },
    { x: 7436.288226738378, y: 7386.064415872357 },
    { x: 7436.764844111249, y: 7389.239374522269 },
    { x: 7439.192328297336, y: 7392.369350891696 },
    { x: 7441.766245160651, y: 7395.680577691106 },
    { x: 7443.426243467911, y: 7398.7039355199295 },
    { x: 7444.796148384613, y: 7400.56662706414 },
    { x: 7445.568542322809, y: 7400.863231628261 },
    { x: 7445.251565013716, y: 7399.578858456756 },
    { x: 7443.353356188555, y: 7396.698616794091 },
    { x: 7439.382055578545, y: 7392.2076158847285 },
    { x: 7433.083724709235, y: 7386.2991039339295 },
    { x: 7428.509109690363, y: 7382.617552287822 },
    { x: 7424.196667527905, y: 7379.692889329777 },
    { x: 7420.141525234059, y: 7377.449924857977 },
    { x: 7416.338809821019, y: 7375.813468670602 },
    { x: 7412.7836483009805, y: 7374.708330565834 },
    { x: 7409.471167686141, y: 7374.059320341856 },
    { x: 7406.396494988694, y: 7373.7912477968475 },
    { x: 7403.554757220838, y: 7373.828922728991 },
    { x: 7400.941081394766, y: 7374.097154936467 },
    { x: 7398.550594522677, y: 7374.5207542174585 },
    { x: 7394.981640584538, y: 7375.6699603456345 },
    { x: 7394.053342145427, y: 7379.0133314316345 },
    { x: 7396.392590749419, y: 7382.001692548991 },
    { x: 7397.211026346497, y: 7382.698676101418 },
    { x: 7398.145413451648, y: 7383.317179389702 },
    { x: 7400.254870357723, y: 7384.562970432297 },
    { x: 7403.701242220703, y: 7386.377509491933 },
    { x: 7408.646374196567, y: 7388.7022568313405 },
    { x: 7415.256151598246, y: 7391.480512345021 },
    { x: 7422.25043730634, y: 7394.543572698337 },
    { x: 7427.901682733098, y: 7397.496356119297 },
    { x: 7432.343557927694, y: 7400.259920502275 },
    { x: 7435.709732939306, y: 7402.755323741647 },
    { x: 7438.133877817115, y: 7404.903623731785 },
    { x: 7439.749662610295, y: 7406.625878367063 },
    { x: 7440.690757368024, y: 7407.843145541854 },
    { x: 7441.09083213948, y: 7408.476483150534 },
    { x: 7440.965734568838, y: 7408.421131185918 },
    { x: 7439.845516597911, y: 7407.556384905899 },
    { x: 7437.793938690302, y: 7406.009525651206 },
    { x: 7434.962676798602, y: 7403.93529147307 },
    { x: 7431.503406875405, y: 7401.488420422723 },
    { x: 7427.567804873301, y: 7398.823650551394 },
    { x: 7423.307546744881, y: 7396.095719910316 },
    { x: 7418.874308442739, y: 7393.459366550717 },
    { x: 7414.599413650439, y: 7391.155701550067 },
    { x: 7411.223217110589, y: 7389.593682769259 },
    { x: 7407.738830964587, y: 7388.290740355782 },
    { x: 7404.166102491614, y: 7387.254295950278 },
    { x: 7400.525382174216, y: 7386.490253204241 },
    { x: 7396.837407780691, y: 7386.002964152447 },
    { x: 7393.865340718263, y: 7387.998923370238 },
    { x: 7394.639736114875, y: 7391.119436944282 },
    { x: 7394.922321185586, y: 7391.25220184304 },
    { x: 7395.930377370615, y: 7391.814506822518 },
    { x: 7397.88983967074, y: 7393.04944782522 },
    { x: 7401.0263503593105, y: 7395.199546854518 },
    { x: 7405.565551709677, y: 7398.50732591378 },
    { x: 7411.733085995188, y: 7403.215307006374 },
    { x: 7417.415147967322, y: 7407.910928628282 },
    { x: 7420.282009165096, y: 7411.063781579733 },
    { x: 7421.42569450526, y: 7413.242110148168 },
    { x: 7421.826726382949, y: 7414.9051366402655 },
    { x: 7422.465627193298, y: 7416.512083362705 },
    { x: 7424.322919331442, y: 7418.522172622165 },
    { x: 7428.379125192516, y: 7421.394626725325 },
    { x: 7435.100105989153, y: 7425.363983630183 },
    { x: 7440.981316265297, y: 7428.8365116463565 },
    { x: 7445.408029279572, y: 7431.4339808537625 },
    { x: 7448.669562401546, y: 7433.185563419302 },
    { x: 7451.055233000789, y: 7434.120431509879 },
    { x: 7452.854358446871, y: 7434.267757292399 },
    { x: 7454.356256109363, y: 7433.656712933765 },
    { x: 7455.614021202924, y: 7432.569820173397 },
    { x: 7455.724519604024, y: 7432.55373995152 },
    { x: 7455.155025185472, y: 7433.327504773994 },
    { x: 7453.974252507183, y: 7434.800139374316 },
    { x: 7452.25091612907, y: 7436.880668485982 },
    { x: 7450.053730611047, y: 7439.478116842488 },
    { x: 7447.451410513027, y: 7442.50150917733 },
    { x: 7444.512670394926, y: 7445.859870224003 },
    { x: 7441.306224816658, y: 7449.462224716005 },
    { x: 7437.900788338135, y: 7453.217597386831 },
    { x: 7434.36507551927, y: 7457.035012969976 },
    { x: 7430.767800919981, y: 7460.823496198937 },
    { x: 7427.1776791001785, y: 7464.492071807211 },
    { x: 7423.663424619776, y: 7467.949764528293 },
    { x: 7420.293752038691, y: 7471.1055990956775 },
    { x: 7417.137375916835, y: 7473.868600242863 },
    { x: 7414.263010814121, y: 7476.147792703345 },
    { x: 7412.613058938234, y: 7477.267297442121 },
    { x: 7412.025773825865, y: 7477.246275428564 },
    { x: 7411.317103436183, y: 7476.906029740258 },
    { x: 7411.085367836496, y: 7475.9176228402 },
    { x: 7411.928887094111, y: 7473.952117191386 },
    { x: 7414.445981276335, y: 7470.680575256812 },
    { x: 7419.234970450479, y: 7465.774059499475 },
    { x: 7426.894174683848, y: 7458.903632382369 },
    { x: 7430.562296985832, y: 7455.830580355688 },
    { x: 7433.073842425557, y: 7453.844005409192 },
    { x: 7435.697856473187, y: 7451.863736298537 },
    { x: 7438.429135620941, y: 7449.894137136247 },
    { x: 7441.262476361041, y: 7447.939572034841 },
    { x: 7444.192675185705, y: 7446.004405106841 },
    { x: 7447.214528587153, y: 7444.093000464767 },
    { x: 7450.322833057605, y: 7442.2097222211405 },
    { x: 7453.512385089278, y: 7440.358934488484 },
    { x: 7456.777981174395, y: 7438.545001379317 },
    { x: 7460.114417805173, y: 7436.772287006161 },
    { x: 7463.5164914738325, y: 7435.045155481537 },
    { x: 7466.978998672594, y: 7433.367970917967 },
    { x: 7470.496735893675, y: 7431.74509742797 },
    { x: 7474.064499629296, y: 7430.18089912407 },
    { x: 7477.6770863716765, y: 7428.679740118785 },
    { x: 7481.329292613036, y: 7427.245984524639 },
    { x: 7485.015914845595, y: 7425.883996454151 },
    { x: 7488.7317495615725, y: 7424.598140019843 },
    { x: 7492.471593253186, y: 7423.392779334236 },
    { x: 7496.230242412658, y: 7422.27227850985 },
    { x: 7500.002493532207, y: 7421.241001659208 },
    { x: 7503.783143104051, y: 7420.303312894831 },
    { x: 7507.566987620413, y: 7419.463576329238 },
    { x: 7511.3488235735085, y: 7418.726156074952 },
    { x: 7515.1234474555595, y: 7418.095416244493 },
    { x: 7518.885655758785, y: 7417.575720950383 },
    { x: 7522.630244975405, y: 7417.171434305142 },
    { x: 7526.352011597637, y: 7416.886920421292 },
    { x: 7530.045752117704, y: 7416.726543411354 },
    { x: 7533.706263027822, y: 7416.694667387849 },
    { x: 7537.328340820213, y: 7416.795656463298 },
    { x: 7542.584630540597, y: 7416.962997276906 },
    { x: 7547.7932335405885, y: 7416.968046975467 },
    { x: 7552.8980943164315, y: 7416.834776741642 },
    { x: 7557.887480622407, y: 7416.589385559281 },
    { x: 7562.749660212796, y: 7416.2580724122345 },
    { x: 7567.472900841881, y: 7415.8670362843495 },
    { x: 7572.0454702639445, y: 7415.442476159476 },
    { x: 7576.455636233268, y: 7415.010591021463 },
    { x: 7580.6916665041335, y: 7414.597579854159 },
    { x: 7584.741828830823, y: 7414.229641641414 },
    { x: 7588.594390967617, y: 7413.932975367075 },
    { x: 7592.2376206688, y: 7413.7337800149935 },
    { x: 7595.659785688652, y: 7413.658254569017 },
    { x: 7598.849153781455, y: 7413.732598012995 },
    { x: 7601.793992701493, y: 7413.983009330776 },
    { x: 7604.482570203045, y: 7414.43568750621 },
    { x: 7606.903154040395, y: 7415.116831523146 },
    { x: 7609.044011967823, y: 7416.052640365431 },
    { x: 7610.893411739613, y: 7417.269313016916 },
    { x: 7612.439621110046, y: 7418.79304846145 },
    { x: 7613.670907833403, y: 7420.650045682881 },
    { x: 7614.981853987076, y: 7423.854658213846 },
    { x: 7616.395561734916, y: 7428.397420374923 },
    { x: 7617.548689362541, y: 7433.189093660125 },
    { x: 7618.4677779269905, y: 7438.084602970359 },
    { x: 7619.179368485298, y: 7442.938873206531 },
    { x: 7619.710002094501, y: 7447.606829269546 },
    { x: 7620.086219811636, y: 7451.943396060313 },
    { x: 7620.334562693738, y: 7455.803498479734 },
    { x: 7620.481571797844, y: 7459.042061428718 },
    { x: 7620.5537881809905, y: 7461.514009808168 },
    { x: 7620.5777529002125, y: 7463.074268518993 },
    { x: 7620.578362449584, y: 7463.580803459522 },
    { x: 7620.102524271129, y: 7463.814678156395 },
    { x: 7618.836413480144, y: 7464.4385495181305 },
    { x: 7616.861669242925, y: 7465.414524913228 },
    { x: 7614.259930725769, y: 7466.704711710187 },
    { x: 7611.11283709497, y: 7468.271217277506 },
    { x: 7607.502027516826, y: 7470.076148983685 },
    { x: 7603.509141157632, y: 7472.081614197221 },
    { x: 7599.215817183686, y: 7474.249720286613 },
    { x: 7594.703694761283, y: 7476.542574620362 },
    { x: 7590.054413056719, y: 7478.922284566964 },
    { x: 7585.34961123629, y: 7481.350957494919 },
    { x: 7580.670928466293, y: 7483.790700772727 },
    { x: 7576.100003913025, y: 7486.203621768886 },
    { x: 7571.718476742779, y: 7488.551827851894 },
    { x: 7567.607986121854, y: 7490.797426390251 },
    { x: 7563.850171216545, y: 7492.902524752454 },
    { x: 7560.526671193149, y: 7494.829230307005 },
    { x: 7557.719125217962, y: 7496.539650422401 },
    { x: 7555.509172457279, y: 7497.99589246714 },
    { x: 7553.978452077398, y: 7499.1600638097225 },
    { x: 7553.325938468653, y: 7499.716342910858 },
    { x: 7552.617885870577, y: 7500.0086831776 },
    { x: 7551.561425796276, y: 7500.282735709619 },
    { x: 7550.16971168347, y: 7500.538976205482 },
    { x: 7548.455896969881, y: 7500.777880363752 },
    { x: 7546.43313509323, y: 7500.999923882995 },
    { x: 7544.114579491237, y: 7501.2055824617755 },
    { x: 7541.513383601623, y: 7501.395331798659 },
    { x: 7538.64270086211, y: 7501.5696475922105 },
    { x: 7535.515684710418, y: 7501.729005540994 },
    { x: 7532.145488584268, y: 7501.873881343576 },
    { x: 7528.54526592138, y: 7502.00475069852 },
    { x: 7524.728170159477, y: 7502.122089304392 },
    { x: 7520.707354736278, y: 7502.226372859757 },
    { x: 7516.495973089503, y: 7502.31807706318 },
    { x: 7512.107178656876, y: 7502.397677613225 },
    { x: 7507.5541248761165, y: 7502.465650208459 },
    { x: 7502.849965184944, y: 7502.522470547445 },
    { x: 7498.007853021082, y: 7502.5686143287485 },
    { x: 7493.04094182225, y: 7502.604557250936 },
    { x: 7487.962385026167, y: 7502.63077501257 },
    { x: 7482.785336070558, y: 7502.647743312217 },
    { x: 7477.522948393141, y: 7502.655937848442 },
    { x: 7472.188375431636, y: 7502.65583431981 },
    { x: 7466.794770623767, y: 7502.647908424886 },
    { x: 7461.355287407253, y: 7502.632635862235 },
    { x: 7455.883079219815, y: 7502.610492330421 },
    { x: 7450.391299499174, y: 7502.581953528011 },
    { x: 7444.893101683052, y: 7502.547495153567 },
    { x: 7439.401639209167, y: 7502.5075929056575 },
    { x: 7433.930065515244, y: 7502.4627224828455 },
    { x: 7428.491534039, y: 7502.413359583697 },
    { x: 7423.099198218158, y: 7502.359979906775 },
    { x: 7417.766211490439, y: 7502.303059150647 },
    { x: 7412.505727293563, y: 7502.243073013876 },
    { x: 7407.330899065251, y: 7502.180497195029 },
    { x: 7402.254880243223, y: 7502.115807392669 },
    { x: 7397.290824265203, y: 7502.049479305362 },
    { x: 7392.451884568909, y: 7501.981988631674 },
    { x: 7387.751214592063, y: 7501.913811070167 },
    { x: 7383.201967772386, y: 7501.845422319409 },
    { x: 7378.817297547597, y: 7501.777298077965 },
    { x: 7374.610357355419, y: 7501.709914044397 },
    { x: 7370.594300633574, y: 7501.643745917273 },
    { x: 7366.78228081978, y: 7501.579269395157 },
    { x: 7363.187451351759, y: 7501.516960176614 },
    { x: 7359.822965667232, y: 7501.4572939602085 },
    { x: 7356.70197720392, y: 7501.400746444507 },
    { x: 7353.837639399544, y: 7501.347793328072 },
    { x: 7351.243105691825, y: 7501.298910309471 },
    { x: 7348.931529518483, y: 7501.254573087268 },
    { x: 7346.916064317239, y: 7501.215257360028 },
    { x: 7345.209863525815, y: 7501.181438826316 },
    { x: 7343.826080581932, y: 7501.153593184696 },
    { x: 7342.777868923309, y: 7501.132196133734 },
    { x: 7342.078381987669, y: 7501.117723371996 },
    { x: 7341.74077321273, y: 7501.110650598047 },
    { x: 7341.6924004640705, y: 7500.611649413807 },
    { x: 7341.6010119685125, y: 7497.905479362226 },
    { x: 7341.466736326731, y: 7493.59543698998 },
    { x: 7341.329593445384, y: 7488.536108875275 },
    { x: 7341.229603231129, y: 7483.58208159632 },
    { x: 7341.206785590625, y: 7479.5879417313245 },
    { x: 7341.278284785989, y: 7477.642684694623 },
    { x: 7341.488487744023, y: 7476.23767377261 },
    { x: 7341.878307543859, y: 7474.067534044467 },
    { x: 7342.427849907179, y: 7471.226706045022 },
    { x: 7343.117220555661, y: 7467.809630309106 },
    { x: 7343.926525210988, y: 7463.910747371548 },
    { x: 7344.835869594839, y: 7459.624497767177 },
    { x: 7345.825359428894, y: 7455.04532203082 },
    { x: 7346.875100434835, y: 7450.267660697311 },
    { x: 7347.965198334341, y: 7445.385954301476 },
    { x: 7349.075758849093, y: 7440.494643378144 },
    { x: 7350.186887700771, y: 7435.688168462147 },
    { x: 7351.278690611055, y: 7431.060970088312 },
    { x: 7352.331273301626, y: 7426.707488791469 },
    { x: 7353.324741494165, y: 7422.722165106447 },
    { x: 7354.2392009103505, y: 7419.199439568077 },
    { x: 7355.054757271865, y: 7416.233752711185 },
    { x: 7355.751516300388, y: 7413.919545070604 },
    { x: 7356.813644437193, y: 7410.865126898837 },
    { x: 7358.168656207591, y: 7406.583668873371 },
    { x: 7359.1024957632835, y: 7402.777814039688 },
    { x: 7359.6013411025615, y: 7399.333695431327 },
    { x: 7359.651370223717, y: 7396.137446081832 },
    { x: 7359.23876112504, y: 7393.075199024744 },
    { x: 7358.732766299172, y: 7388.385136031211 },
    { x: 7359.76608099254, y: 7384.866032103643 },
    { x: 7360.746903171642, y: 7382.400807346546 },
    { x: 7360.641225914806, y: 7380.074280213592 },
    { x: 7360.326023516163, y: 7376.322909346655 },
    { x: 7360.390838679109, y: 7371.974931994732 },
    { x: 7361.419715511333, y: 7367.899883474709 },
    { x: 7364.014983465539, y: 7364.598790614892 },
    { x: 7366.636697306991, y: 7361.236719638203 },
    { x: 7368.951939601904, y: 7358.522869728501 },
    { x: 7371.672080848242, y: 7357.166312933025 },
    { x: 7375.2718387694285, y: 7356.168124862179 },
    { x: 7375.32394804484, y: 7352.538044415109 },
    { x: 7376.973261673026, y: 7351.389733005922 },
    { x: 7379.196651524686, y: 7349.230869471946 },
    { x: 7381.607622739832, y: 7345.873468845977 },
    { x: 7383.655847835367, y: 7341.613793686806 },
    { x: 7384.420918854469, y: 7339.191134520335 },
    { x: 7384.9770204375445, y: 7337.714412438975 },
    { x: 7385.818427746136, y: 7335.681976319134 },
    { x: 7386.923030382127, y: 7333.149252899915 },
    { x: 7388.268717947403, y: 7330.171668920424 },
    { x: 7389.833380043849, y: 7326.804651119764 },
    { x: 7391.594906273349, y: 7323.103626237038 },
    { x: 7393.531186237788, y: 7319.12402101135 },
    { x: 7395.620109539051, y: 7314.921262181807 },
    { x: 7397.8395657790215, y: 7310.55077648751 },
    { x: 7400.167444559586, y: 7306.067990667563 },
    { x: 7402.581635482628, y: 7301.528331461072 },
    { x: 7405.060028150033, y: 7296.98722560714 },
    { x: 7407.580512163685, y: 7292.50009984487 },
    { x: 7410.120977125468, y: 7288.122380913368 },
    { x: 7412.659312637268, y: 7283.909495551738 },
    { x: 7415.17340830097, y: 7279.91687049908 },
    { x: 7417.641153718457, y: 7276.199932494503 },
    { x: 7420.040438491615, y: 7272.814108277108 },
    { x: 7422.3491522223285, y: 7269.814824586 },
    { x: 7424.545184512482, y: 7267.257508160284 },
    { x: 7426.606424963959, y: 7265.197585739062 },
    { x: 7428.510763178648, y: 7263.690484061439 },
    { x: 7430.236088758429, y: 7262.7916298665195 },
    { x: 7431.760291305189, y: 7262.556449893406 },
    { x: 7434.115367820229, y: 7260.554632179771 },
    { x: 7435.216498710609, y: 7259.857094665881 },
    { x: 7438.004508738653, y: 7258.242609629531 },
    { x: 7441.979681377085, y: 7256.058981182213 },
    { x: 7446.546138443534, y: 7253.7495804253185 },
    { x: 7451.108001755625, y: 7251.757778460245 },
    { x: 7455.069393130988, y: 7250.52694638839 },
    { x: 7457.83443438725, y: 7250.500455311145 },
    { x: 7458.804209895335, y: 7250.233723427829 },
    { x: 7459.412489399059, y: 7248.522582525727 },
    { x: 7459.727925562866, y: 7245.625080570625 },
    { x: 7459.78688238786, y: 7241.788860151904 },
    { x: 7459.625723875145, y: 7237.261563858944 },
    { x: 7459.2808140258285, y: 7232.290834281124 },
    { x: 7458.788516841015, y: 7227.124314007826 },
    { x: 7458.185196321809, y: 7222.009645628429 },
    { x: 7457.507216469317, y: 7217.194471732311 },
    { x: 7456.790941284645, y: 7212.926434908855 },
    { x: 7456.072734768897, y: 7209.45317774744 },
    { x: 7455.388960923179, y: 7207.022342837445 },
    { x: 7454.716633395699, y: 7204.947358336345 },
    { x: 7453.990870525392, y: 7201.981891923705 },
    { x: 7453.225936385724, y: 7198.293545135786 },
    { x: 7452.4368797977395, y: 7194.0668549996 },
    { x: 7451.638749582484, y: 7189.486358542156 },
    { x: 7450.8465945610005, y: 7184.736592790463 },
    { x: 7450.075463554335, y: 7180.002094771535 },
    { x: 7449.340405383533, y: 7175.467401512379 },
    { x: 7448.656468869637, y: 7171.3170500400065 },
    { x: 7448.038702833692, y: 7167.735577381427 },
    { x: 7447.502156096743, y: 7164.907520563653 },
    { x: 7447.061877479836, y: 7163.017416613692 },
    { x: 7446.878185774497, y: 7162.271141062731 },
    { x: 7446.722818727405, y: 7161.205262358043 },
    { x: 7446.56142947065, y: 7159.705411360806 },
    { x: 7446.398828794582, y: 7157.798176295195 },
    { x: 7446.23982748955, y: 7155.510145385389 },
    { x: 7446.089236345904, y: 7152.867906855563 },
    { x: 7445.951866153994, y: 7149.898048929895 },
    { x: 7445.832527704169, y: 7146.627159832562 },
    { x: 7445.736031786778, y: 7143.0818277877415 },
    { x: 7445.6671891921715, y: 7139.28864101961 },
    { x: 7445.6308107107, y: 7135.274187752345 },
    { x: 7445.631707132711, y: 7131.065056210123 },
    { x: 7445.674689248555, y: 7126.68783461712 },
    { x: 7445.764567848582, y: 7122.169111197515 },
    { x: 7445.906153723142, y: 7117.5354741754845 },
    { x: 7446.104257662583, y: 7112.8135117752045 },
    { x: 7446.363690457257, y: 7108.029812220853 },
    { x: 7446.689262897511, y: 7103.2109637366075 },
    { x: 7447.0857857736955, y: 7098.383554546643 },
    { x: 7447.558069876161, y: 7093.574172875138 },
    { x: 7448.110925995256, y: 7088.80940694627 },
    { x: 7448.749164921332, y: 7084.115844984215 },
    { x: 7449.477597444736, y: 7079.52007521315 },
    { x: 7450.301034355819, y: 7075.048685857253 },
    { x: 7451.224286444931, y: 7070.7282651407 },
    { x: 7452.25216450242, y: 7066.585401287668 },
    { x: 7453.389479318637, y: 7062.646682522335 },
    { x: 7454.641041683932, y: 7058.938697068877 },
    { x: 7456.011662388653, y: 7055.488033151471 },
    { x: 7457.506152223151, y: 7052.321278994295 },
    { x: 7459.129321977774, y: 7049.465022821527 },
    { x: 7461.306920407874, y: 7046.393023013719 },
    { x: 7466.324525114198, y: 7040.307455454578 },
    { x: 7470.9968769919205, y: 7035.414974247958 },
    { x: 7475.294230821648, y: 7031.586049602855 },
    { x: 7479.186841383985, y: 7028.691151728275 },
    { x: 7482.6449634595365, y: 7026.600750833215 },
    { x: 7485.63885182891, y: 7025.185317126677 },
    { x: 7488.138761272711, y: 7024.315320817662 },
    { x: 7490.114946571545, y: 7023.8612321151695 },
    { x: 7491.537662506018, y: 7023.6935212282015 },
    { x: 7492.377163856737, y: 7023.682658365758 },
    { x: 7492.620975030875, y: 7023.683881101402 },
    { x: 7493.3198321189875, y: 7022.745403902342 },
    { x: 7495.056160354252, y: 7020.726897399021 },
    { x: 7497.7583765408735, y: 7018.139246756319 },
    { x: 7501.35489748306, y: 7015.493337139118 },
    { x: 7505.77413998502, y: 7013.300053712298 },
    { x: 7510.944520850957, y: 7012.070281640743 },
    { x: 7516.040255071024, y: 7011.97138909342 },
    { x: 7520.862272184775, y: 7012.290895703899 },
    { x: 7525.563914139403, y: 7012.933680252244 },
    { x: 7530.119942414223, y: 7013.851941917933 },
    { x: 7534.505118488554, y: 7014.997879880443 },
    { x: 7538.694203841708, y: 7016.323693319252 },
    { x: 7542.661959953001, y: 7017.781581413838 },
    { x: 7546.383148301751, y: 7019.323743343676 },
    { x: 7549.83253036727, y: 7020.902378288247 },
    { x: 7552.984867628875, y: 7022.469685427025 },
    { x: 7555.814921565881, y: 7023.97786393949 },
    { x: 7558.297453657605, y: 7025.379113005118 },
    { x: 7560.407225383359, y: 7026.6256318033875 },
    { x: 7562.118998222462, y: 7027.669619513775 },
    { x: 7563.814775992648, y: 7028.717747856834 },
    { x: 7566.973230718335, y: 7030.811492915512 },
    { x: 7570.070988958177, y: 7033.083427625376 },
    { x: 7573.107141705049, y: 7035.522682232603 },
    { x: 7576.080779951833, y: 7038.118386983367 },
    { x: 7578.990994691409, y: 7040.8596721238455 },
    { x: 7581.836876916652, y: 7043.735667900211 },
    { x: 7584.617517620445, y: 7046.735504558642 },
    { x: 7587.332007795666, y: 7049.848312345313 },
    { x: 7589.979438435194, y: 7053.063221506401 },
    { x: 7592.558900531908, y: 7056.369362288078 },
    { x: 7595.069485078688, y: 7059.755864936524 },
    { x: 7597.510283068413, y: 7063.211859697913 },
    { x: 7599.880385493961, y: 7066.726476818419 },
    { x: 7602.1788833482115, y: 7070.288846544218 },
    { x: 7604.404867624045, y: 7073.888099121488 },
    { x: 7606.55742931434, y: 7077.513364796403 },
    { x: 7608.635659411975, y: 7081.153773815138 },
    { x: 7610.6386489098295, y: 7084.798456423871 },
    { x: 7612.565488800783, y: 7088.436542868775 },
    { x: 7614.415270077715, y: 7092.057163396026 },
    { x: 7616.187083733504, y: 7095.649448251802 },
    { x: 7617.880020761028, y: 7099.202527682275 },
    { x: 7619.493172153169, y: 7102.705531933623 },
    { x: 7621.025628902805, y: 7106.147591252022 },
    { x: 7622.476482002814, y: 7109.517835883646 },
    { x: 7623.844822446075, y: 7112.805396074671 },
    { x: 7625.12974122547, y: 7115.999402071274 },
    { x: 7626.330329333876, y: 7119.088984119629 },
    { x: 7627.445677764172, y: 7122.063272465912 },
    { x: 7628.474877509238, y: 7124.911397356299 },
    { x: 7629.417019561953, y: 7127.622489036966 },
    { x: 7630.271194915195, y: 7130.185677754087 },
    { x: 7631.036494561845, y: 7132.590093753839 },
    { x: 7631.712009494781, y: 7134.824867282398 },
    { x: 7632.296830706883, y: 7136.879128585939 },
    { x: 7632.988448436943, y: 7139.183180414662 },
    { x: 7633.860714793998, y: 7141.664543911421 },
    { x: 7634.897638044521, y: 7144.29554477786 },
    { x: 7636.087789364764, y: 7147.066430810895 },
    { x: 7637.41973993098, y: 7149.967449807438 },
    { x: 7638.882060919422, y: 7152.988849564401 },
    { x: 7640.463323506341, y: 7156.120877878698 },
    { x: 7642.152098867991, y: 7159.353782547242 },
    { x: 7643.936958180625, y: 7162.677811366945 },
    { x: 7645.806472620495, y: 7166.08321213472 },
    { x: 7647.749213363853, y: 7169.560232647482 },
    { x: 7649.753751586953, y: 7173.099120702141 },
    { x: 7651.808658466045, y: 7176.690124095611 },
    { x: 7653.902505177385, y: 7180.323490624806 },
    { x: 7656.023862897223, y: 7183.989468086637 },
    { x: 7658.161302801813, y: 7187.678304278019 },
    { x: 7660.303396067407, y: 7191.380246995864 },
    { x: 7662.438713870258, y: 7195.085544037084 },
    { x: 7664.555827386618, y: 7198.784443198593 },
    { x: 7666.64330779274, y: 7202.467192277304 },
    { x: 7668.689726264877, y: 7206.12403907013 },
    { x: 7670.68365397928, y: 7209.745231373982 },
    { x: 7672.613662112204, y: 7213.321016985776 },
    { x: 7674.4683218399, y: 7216.841643702423 },
    { x: 7676.236204338621, y: 7220.297359320836 },
    { x: 7677.9058807846195, y: 7223.678411637928 },
    { x: 7679.465922354148, y: 7226.975048450613 },
    { x: 7680.904900223459, y: 7230.177517555802 },
    { x: 7682.211385568806, y: 7233.27606675041 },
    { x: 7683.37394956644, y: 7236.260943831349 },
    { x: 7685.082158838281, y: 7241.199539895204 },
    { x: 7686.775612535807, y: 7247.051783773003 },
    { x: 7687.160895232777, y: 7250.162262354005 },
    { x: 7686.441933225287, y: 7251.029234146815 },
    { x: 7684.822652809435, y: 7250.150957660036 },
    { x: 7682.506980281316, y: 7248.02569140227 },
    { x: 7679.698841937028, y: 7245.151693882126 },
    { x: 7676.602164072667, y: 7242.027223608204 },
    { x: 7673.4208729843285, y: 7239.150539089109 },
    { x: 7670.35889496811, y: 7237.019898833445 },
    { x: 7667.219933459034, y: 7235.973898746147 },
    { x: 7663.209604165296, y: 7235.5937973457785 },
    { x: 7658.8077340834525, y: 7235.664123239544 },
    { x: 7654.294814590071, y: 7235.956064047504 },
    { x: 7649.951337061721, y: 7236.240807389721 },
    { x: 7646.057792874968, y: 7236.289540886258 },
    { x: 7642.894673406384, y: 7235.873452157174 },
    { x: 7640.742470032534, y: 7234.763728822533 },
    { x: 7639.411469269594, y: 7232.645665732951 },
    { x: 7636.84601641935, y: 7229.788328289801 },
    { x: 7633.384991471592, y: 7226.607821546983 },
    { x: 7629.747858160584, y: 7223.343788575967 },
    { x: 7626.654080220592, y: 7220.235872448219 },
    { x: 7624.823121385883, y: 7217.523716235209 },
    { x: 7624.974445390721, y: 7215.446963008402 },
    { x: 7627.429602531856, y: 7213.450701165605 },
    { x: 7627.501233460632, y: 7209.783285065469 },
    { x: 7625.3932783598075, y: 7205.5435176448345 },
    { x: 7622.7472754781675, y: 7201.929042928266 },
    { x: 7621.204763064491, y: 7200.137504940324 },
    { x: 7620.618948939411, y: 7200.915496043475 },
    { x: 7618.654231987636, y: 7203.379139846337 },
    { x: 7615.449570334777, y: 7206.4549369715505 },
    { x: 7611.197841863573, y: 7209.075433487903 },
    { x: 7606.947516014959, y: 7210.321929076686 },
    { x: 7603.3029653906415, y: 7211.069920003503 },
    { x: 7599.625314578296, y: 7211.633057803932 },
    { x: 7598.880073091961, y: 7210.764055967433 },
    { x: 7598.438149536297, y: 7207.6300731278825 },
    { x: 7597.705989261372, y: 7203.185321100944 },
    { x: 7596.720511465419, y: 7198.350773364224 },
    { x: 7595.518635346666, y: 7194.047403395329 },
    { x: 7593.835131751509, y: 7190.384499317511 },
    { x: 7591.408674159617, y: 7186.0058492925355 },
    { x: 7589.230670559858, y: 7181.937914053011 },
    { x: 7588.266390886731, y: 7179.221716918264 },
    { x: 7589.59397832492, y: 7178.57667847235 },
    { x: 7591.908845884433, y: 7175.252019720872 },
    { x: 7593.598203796493, y: 7170.990216896017 },
    { x: 7594.319044072286, y: 7169.934220425211 },
    { x: 7594.717399911084, y: 7169.437975914464 },
    { x: 7595.315766290517, y: 7168.405462807343 },
    { x: 7596.044817652332, y: 7166.848195726299 },
    { x: 7596.835228438275, y: 7164.777689293789 },
    { x: 7597.6176730900925, y: 7162.205458132267 },
    { x: 7598.32282604953, y: 7159.143016864187 },
    { x: 7598.881361758334, y: 7155.6018801120035 },
    { x: 7599.22395465825, y: 7151.593562498171 },
    { x: 7599.2812791910255, y: 7147.129578645142 },
    { x: 7598.984009798405, y: 7142.221443175375 },
    { x: 7598.2628209221375, y: 7136.880670711321 },
    { x: 7597.048387003966, y: 7131.118775875435 },
    { x: 7595.271382485639, y: 7124.947273290171 },
    { x: 7592.862481808902, y: 7118.377677577986 },
    { x: 7589.25622016561, y: 7110.024642609157 },
    { x: 7586.092268146936, y: 7103.565459868307 },
    { x: 7583.394983538531, y: 7098.832402221424 },
    { x: 7581.120692105048, y: 7095.492692766382 },
    { x: 7579.225719611138, y: 7093.213554601054 },
    { x: 7577.6663918214535, y: 7091.662210823315 },
    { x: 7576.399034500647, y: 7090.505884531039 },
    { x: 7575.37997341337, y: 7089.411798822099 },
    { x: 7574.565534324274, y: 7088.04717679437 },
    { x: 7573.912042998013, y: 7086.079241545726 },
    { x: 7572.977120867756, y: 7082.409545489444 },
    { x: 7571.152373351657, y: 7077.976744194931 },
    { x: 7568.794421025054, y: 7073.7042655485375 },
    { x: 7566.235199535023, y: 7069.918075131744 },
    { x: 7563.8066445286395, y: 7066.944138526033 },
    { x: 7561.84069165298, y: 7065.108421312885 },
    { x: 7560.66927655512, y: 7064.736889073781 },
    { x: 7559.447051208646, y: 7063.718278247664 },
    { x: 7556.195302952604, y: 7060.072547018018 },
    { x: 7553.646733710726, y: 7057.821999359899 },
    { x: 7552.259699107881, y: 7054.646393108984 },
    { x: 7550.19677350511, y: 7051.245361040893 },
    { x: 7547.777156464266, y: 7049.134209764021 },
    { x: 7545.876471793479, y: 7047.772074171733 },
    { x: 7543.765656037488, y: 7046.781523961932 },
    { x: 7541.0326052699, y: 7046.161311594982 },
    { x: 7537.265215564321, y: 7045.910189531249 },
    { x: 7532.051382994359, y: 7046.026910231094 },
    { x: 7525.11147951144, y: 7046.495335093113 },
    { x: 7518.712997404581, y: 7046.695836472716 },
    { x: 7513.070119977338, y: 7046.439439467033 },
    { x: 7508.234530210326, y: 7045.8686433646535 },
    { x: 7504.25791108416, y: 7045.125947454174 },
    { x: 7501.19194557946, y: 7044.353851024185 },
    { x: 7499.08831667684, y: 7043.694853363282 },
    { x: 7497.998707356916, y: 7043.291453760056 },
    { x: 7497.765441102935, y: 7043.3655989420495 },
    { x: 7497.064372773326, y: 7044.458673587662 },
    { x: 7495.715653470374, y: 7046.477283106079 },
    { x: 7493.793913769388, y: 7049.215945590715 },
    { x: 7491.373784245674, y: 7052.469179134987 },
    { x: 7488.529895474538, y: 7056.031501832311 },
    { x: 7485.336878031288, y: 7059.697431776102 },
    { x: 7481.869362491228, y: 7063.261487059777 },
    { x: 7478.201979429666, y: 7066.518185776753 },
    { x: 7474.431773488614, y: 7069.247971338002 },
    { x: 7472.371647155387, y: 7070.967649971858 },
    { x: 7470.46648906268, y: 7073.340213409578 },
    { x: 7468.727536656088, y: 7076.278242921382 },
    { x: 7467.166027381207, y: 7079.694319777493 },
    { x: 7465.793198683632, y: 7083.501025248133 },
    { x: 7464.620288008959, y: 7087.610940603527 },
    { x: 7463.658532802782, y: 7091.936647113892 },
    { x: 7462.919170510697, y: 7096.390726049453 },
    { x: 7462.413438578299, y: 7100.885758680434 },
    { x: 7462.152574451183, y: 7105.334326277055 },
    { x: 7462.147815574944, y: 7109.649010109539 },
    { x: 7462.410399395178, y: 7113.742391448108 },
    { x: 7462.951563357479, y: 7117.527051562983 },
    { x: 7463.7825449074435, y: 7120.9155717243875 },
    { x: 7464.914581490667, y: 7123.820533202545 },
    { x: 7466.358910552743, y: 7126.154517267676 },
    { x: 7468.455764820458, y: 7128.060388582338 },
    { x: 7473.33627618129, y: 7130.472688029667 },
    { x: 7472.694192594475, y: 7128.069256966719 },
    { x: 7470.6328145658235, y: 7125.107434709856 },
    { x: 7470.755237810573, y: 7124.020508592599 },
    { x: 7473.243159785243, y: 7121.16155691749 },
    { x: 7477.725891738188, y: 7119.069803626207 },
    { x: 7479.683510337728, y: 7118.656842859728 },
    { x: 7482.596712685913, y: 7117.759602008759 },
    { x: 7486.3029169257115, y: 7116.496430347115 },
    { x: 7490.568158817869, y: 7114.993345491062 },
    { x: 7495.158474123129, y: 7113.376365056868 },
    { x: 7499.839898602238, y: 7111.7715066608 },
    { x: 7504.378468015939, y: 7110.304787919126 },
    { x: 7508.54021812498, y: 7109.1022264481135 },
    { x: 7512.091184690104, y: 7108.289839864029 },
    { x: 7514.7974034720555, y: 7107.993645783142 },
    { x: 7517.195400708067, y: 7108.525826316216 },
    { x: 7521.591881956582, y: 7107.440433723023 },
    { x: 7524.4071594676925, y: 7104.860286348823 },
    { x: 7524.980506375974, y: 7104.139080556369 },
    { x: 7525.689102163733, y: 7103.447568780035 },
    { x: 7527.105891197244, y: 7102.12447410441 },
    { x: 7529.164683871392, y: 7100.299411614006 },
    { x: 7531.7992905810615, y: 7098.101996393333 },
    { x: 7534.943521721135, y: 7095.661843526904 },
    { x: 7538.531187686497, y: 7093.108568099228 },
    { x: 7542.4960988720295, y: 7090.571785194818 },
    { x: 7546.772065672617, y: 7088.181109898184 },
    { x: 7551.292898483145, y: 7086.066157293838 },
    { x: 7555.9924076984935, y: 7084.35654246629 },
    { x: 7560.804403713549, y: 7083.181880500052 },
    { x: 7565.810543009597, y: 7082.883197002054 },
    { x: 7569.859638666786, y: 7084.166507080614 },
    { x: 7572.853488866255, y: 7086.758232179698 },
    { x: 7574.944224387835, y: 7090.305598107438 },
    { x: 7576.283976011353, y: 7094.455830671965 },
    { x: 7577.024874516639, y: 7098.8561556814075 },
    { x: 7577.319050683524, y: 7103.153798943898 },
    { x: 7577.3186352918365, y: 7106.99598626757 },
    { x: 7577.175759121406, y: 7110.0299434605495 },
    { x: 7577.042552952062, y: 7111.902896330971 },
    { x: 7577.037794223225, y: 7112.23057909358 },
    { x: 7576.922301181235, y: 7110.527028649578 },
    { x: 7576.574593124071, y: 7107.176714301435 },
    { x: 7575.942569783315, y: 7102.749882843382 },
    { x: 7574.974130890548, y: 7097.816781069649 },
    { x: 7573.61717617735, y: 7092.947655774466 },
    { x: 7571.819605375302, y: 7088.712753752062 },
    { x: 7569.529318215985, y: 7085.682321796669 },
    { x: 7566.69421443098, y: 7084.426606702517 },
    { x: 7563.865158936957, y: 7084.493454298149 },
    { x: 7559.859345891212, y: 7085.330777164572 },
    { x: 7556.53789704768, y: 7087.9367853034955 },
    { x: 7557.691977696048, y: 7091.934255096101 },
    { x: 7559.256492273082, y: 7094.631100368271 },
    { x: 7556.415130651244, y: 7095.790611857396 },
    { x: 7552.240749332326, y: 7097.432888473277 },
    { x: 7548.792897918044, y: 7098.121432209938 },
    { x: 7545.072523455973, y: 7095.858630691697 },
    { x: 7545.384268835117, y: 7093.117288067435 },
    { x: 7548.592859007425, y: 7090.522983577223 },
    { x: 7552.7983858413845, y: 7088.402443565757 },
    { x: 7556.100941205484, y: 7087.082394377728 },
    { x: 7557.526731503881, y: 7086.543021939206 },
    { x: 7556.77723585393, y: 7086.850038769078 },
    { x: 7553.4438911399175, y: 7088.227969776312 },
    { x: 7548.693692523354, y: 7090.24257137126 },
    { x: 7543.693635165753, y: 7092.45959996427 },
    { x: 7539.610714228625, y: 7094.444811965692 },
    { x: 7537.256841726137, y: 7095.955838950876 },
    { x: 7534.222765698817, y: 7098.4379036906275 },
    { x: 7530.912263627323, y: 7101.688125547761 },
    { x: 7528.6983168103225, y: 7104.962745134282 },
    { x: 7528.9471884037675, y: 7107.516868894381 },
    { x: 7530.508672633689, y: 7110.374508169485 },
    { x: 7531.940336180378, y: 7114.3124222916995 },
    { x: 7533.449844573832, y: 7118.344042192981 },
    { x: 7535.244863344048, y: 7121.482798805287 },
    { x: 7538.432014963875, y: 7123.413030118171 },
    { x: 7542.839250864271, y: 7124.720447716595 },
    { x: 7547.281158771791, y: 7125.14659811775 },
    { x: 7551.681240889192, y: 7124.836023286822 },
    { x: 7555.9629994192355, y: 7123.933265188998 },
    { x: 7560.049936564678, y: 7122.582865789466 },
    { x: 7563.86555452828, y: 7120.9293670534125 },
    { x: 7567.333355512799, y: 7119.117310946024 },
    { x: 7570.376841720994, y: 7117.291239432488 },
    { x: 7572.919515355625, y: 7115.59569447799 },
    { x: 7574.8848786194485, y: 7114.175218047719 },
    { x: 7576.196433715225, y: 7113.174352106859 },
    { x: 7576.738607532763, y: 7112.898845359482 },
    { x: 7575.376765544442, y: 7114.403490913022 },
    { x: 7572.513953439341, y: 7117.151790264353 },
    { x: 7568.70265662295, y: 7120.4819561151335 },
    { x: 7564.495360500754, y: 7123.732201167029 },
    { x: 7560.4445504782425, y: 7126.240738121698 },
    { x: 7556.967533880986, y: 7127.357544553092 },
    { x: 7550.012033083195, y: 7127.6680828793205 },
    { x: 7544.481103807282, y: 7127.432273935269 },
    { x: 7540.184524162225, y: 7126.7913795471795 },
    { x: 7536.932072257004, y: 7125.886661541296 },
    { x: 7534.533526200598, y: 7124.85938174386 },
    { x: 7532.798664101991, y: 7123.850801981113 },
    { x: 7531.537264070159, y: 7123.002184079301 },
    { x: 7529.551750142828, y: 7120.946982110935 },
    { x: 7527.085652944743, y: 7116.983907227553 },
    { x: 7524.795145677718, y: 7112.729204054883 },
    { x: 7523.197348504845, y: 7109.756843413732 },
    { x: 7521.626247806039, y: 7109.199634294592 },
    { x: 7519.776153202836, y: 7110.660406489734 },
    { x: 7518.658884604703, y: 7113.795517251418 },
    { x: 7518.106553408157, y: 7118.093709132757 },
    { x: 7517.951271009715, y: 7123.043724686867 },
    { x: 7518.025148805893, y: 7128.134306466862 },
    { x: 7518.160298193207, y: 7132.854197025854 },
    { x: 7518.188830568176, y: 7136.692138916958 },
    { x: 7517.942857327315, y: 7139.13687469329 },
    { x: 7516.784759698287, y: 7140.812879512782 },
    { x: 7514.224334940807, y: 7143.78774922497 },
    { x: 7511.341010896063, y: 7147.047597009187 },
    { x: 7509.530912940087, y: 7148.94666089559 },
    { x: 7507.574692753973, y: 7150.093716587576 },
    { x: 7504.777275305478, y: 7151.233815467477 },
    { x: 7501.270872750628, y: 7152.301259016333 },
    { x: 7497.187697245452, y: 7153.2303487151785 },
    { x: 7492.659960945975, y: 7153.9553860450515 },
    { x: 7487.819876008229, y: 7154.410672486989 },
    { x: 7482.160507086284, y: 7154.495906481735 },
    { x: 7478.622605745379, y: 7153.672210039415 },
    { x: 7476.4923406764165, y: 7151.385788947503 },
    { x: 7473.246995749465, y: 7147.205251403679 },
    { x: 7471.398287427601, y: 7143.996665003041 },
    { x: 7470.532188074199, y: 7141.247963489347 },
    { x: 7470.234670052636, y: 7138.447080606358 },
    { x: 7470.091705726286, y: 7135.081950097831 },
    { x: 7470.308337297525, y: 7130.3176899384325 },
    { x: 7471.827670504716, y: 7126.585311493566 },
    { x: 7474.164803598759, y: 7123.944178399118 },
    { x: 7476.781002579807, y: 7122.127876521178 },
    { x: 7479.9487349281535, y: 7120.491416063755 },
    { x: 7484.657823576882, y: 7118.590570690553 },
    { x: 7488.9409183831085, y: 7117.413062380199 },
    { x: 7492.333207149705, y: 7117.056555952324 },
    { x: 7494.36987767955, y: 7117.618716226556 },
    { x: 7493.814791652332, y: 7119.338663099158 },
    { x: 7489.688340055422, y: 7120.824830362309 },
    { x: 7487.636127585854, y: 7123.3184077924625 },
    { x: 7490.183667743953, y: 7123.895903389433 },
    { x: 7495.043010230435, y: 7122.958936465104 },
    { x: 7500.02115438346, y: 7121.50495961058 },
    { x: 7502.925099541187, y: 7120.531425416965 },
    { x: 7502.507627279679, y: 7117.746973695638 },
    { x: 7502.162241403777, y: 7115.115586324278 },
    { x: 7506.126766274319, y: 7114.626592700514 },
    { x: 7510.234560039869, y: 7114.938310269702 },
    { x: 7512.280384760877, y: 7116.116442637521 },
    { x: 7514.212254662316, y: 7119.285802455262 },
    { x: 7514.5773368845275, y: 7121.802990074368 },
    { x: 7514.977501074861, y: 7125.88782735836 },
    { x: 7515.203748755917, y: 7130.733157244063 },
    { x: 7515.047081450298, y: 7135.531822668304 },
    { x: 7514.298500680602, y: 7139.476666567908 },
    { x: 7512.561159596413, y: 7142.241083317262 },
    { x: 7509.75955861841, y: 7144.8650727998165 },
    { x: 7506.492558310247, y: 7147.168926436807 },
    { x: 7503.197286799059, y: 7148.996240586413 },
    { x: 7500.677447381627, y: 7150.067038816017 },
    { x: 7498.356881702395, y: 7150.843450300421 },
    { x: 7494.677632502184, y: 7151.853094785293 },
    { x: 7490.281533097331, y: 7152.664254913644 },
    { x: 7485.810416804176, y: 7152.845213328481 },
    { x: 7481.906116939061, y: 7151.964252672815 },
    { x: 7479.558702302331, y: 7150.055249448771 },
    { x: 7477.101946262665, y: 7146.571785799575 },
    { x: 7474.885769598425, y: 7142.697145439017 },
    { x: 7473.935506602267, y: 7139.7215968130695 },
    { x: 7473.148493262347, y: 7136.01873190545 },
    { x: 7472.073783749298, y: 7133.165230429143 },
    { x: 7470.940737237947, y: 7131.281905856154 },
    { x: 7469.97871290312, y: 7130.489571658485 },
    { x: 7469.417069919644, y: 7130.909041308145 },
    { x: 7469.485167462344, y: 7132.6611282771355 },
    { x: 7470.412364706047, y: 7135.8666460374625 },
    { x: 7472.42802082558, y: 7140.646408061131 },
    { x: 7475.761494995769, y: 7147.121227820145 },
    { x: 7479.733047752793, y: 7153.90629836371 },
    { x: 7480.642097154368, y: 7154.118915916269 },
    { x: 7482.631647176494, y: 7154.3504283508255 },
    { x: 7485.508037971237, y: 7154.492503039139 },
    { x: 7489.077609690659, y: 7154.436807352966 },
    { x: 7493.146702486825, y: 7154.075008664065 },
    { x: 7497.521656511798, y: 7153.298774344194 },
    { x: 7502.00881191764, y: 7151.9997717651095 },
    { x: 7506.414508856415, y: 7150.069668298572 },
    { x: 7510.545087480188, y: 7147.400131316337 },
    { x: 7514.206887941022, y: 7143.882828190164 },
    { x: 7515.656292073303, y: 7142.1434251248775 },
    { x: 7516.571845449711, y: 7141.01965640117 },
    { x: 7517.422831651689, y: 7139.0916020678815 },
    { x: 7518.064881515462, y: 7135.66756299927 },
    { x: 7518.353625877256, y: 7130.055840069593 },
    { x: 7518.172191059238, y: 7122.127659585031 },
    { x: 7517.890914427889, y: 7118.3670615157225 },
    { x: 7517.992083012856, y: 7114.953060176688 },
    { x: 7519.356597589918, y: 7110.9050051046725 },
    { x: 7520.375939806131, y: 7108.437026109379 },
    { x: 7517.321923445171, y: 7108.466231399269 },
    { x: 7512.65789527692, y: 7109.804972231747 },
    { x: 7508.314864588441, y: 7111.104042118513 },
    { x: 7503.618705038003, y: 7112.520505906325 },
    { x: 7498.934928810014, y: 7113.940794187559 },
    { x: 7494.6290480888865, y: 7115.251337554588 },
    { x: 7491.06657505903, y: 7116.338566599787 },
    { x: 7488.613021904852, y: 7117.088911915529 },
    { x: 7487.633900810766, y: 7117.388804094189 },
    { x: 7484.7969514775095, y: 7119.410350957058 },
    { x: 7481.767476101178, y: 7121.570781118195 },
    { x: 7478.738000724847, y: 7123.731211279332 },
    { x: 7475.708525348517, y: 7125.891641440468 },
    { x: 7472.679049972185, y: 7128.052071601605 },
    { x: 7469.649574595855, y: 7130.212501762742 },
    { x: 7469.155701434978, y: 7131.214926526275 },
    { x: 7469.842730586627, y: 7133.252253072461 },
    { x: 7470.954390362019, y: 7136.514295047549 },
    { x: 7472.389011473653, y: 7140.668401534118 },
    { x: 7474.044924634031, y: 7145.381921614741 },
    { x: 7475.820460555652, y: 7150.322204371993 },
    { x: 7477.613949951017, y: 7155.156598888451 },
    { x: 7479.323723532626, y: 7159.552454246689 },
    { x: 7480.84811201298, y: 7163.177119529285 },
    { x: 7482.085446104578, y: 7165.69794381881 },
    { x: 7483.0694992589815, y: 7167.136755794099 },
    { x: 7484.453221722805, y: 7169.324448004667 },
    { x: 7486.253932156782, y: 7172.360676045504 },
    { x: 7488.375189295277, y: 7175.9929276877665 },
    { x: 7490.720551872655, y: 7179.968690702608 },
    { x: 7493.193578623281, y: 7184.0354528611815 },
    { x: 7495.697828281519, y: 7187.940701934641 },
    { x: 7498.136859581735, y: 7191.431925694142 },
    { x: 7500.414231258293, y: 7194.256611910836 },
    { x: 7502.433502045557, y: 7196.162248355878 },
    { x: 7505.2589404761065, y: 7197.620323956033 },
    { x: 7509.516433250473, y: 7199.3075650290075 },
    { x: 7514.183216440019, y: 7200.924842000032 },
    { x: 7518.532152961893, y: 7202.311558292107 },
    { x: 7521.8361057332395, y: 7203.307117328235 },
    { x: 7523.367937671207, y: 7203.750922531417 },
    { x: 7523.246734596348, y: 7203.005175052552 },
    { x: 7522.724873378317, y: 7200.43043218805 },
    { x: 7521.931446683611, y: 7196.505541114934 },
    { x: 7520.969290757348, y: 7191.728831614459 },
    { x: 7519.9412418446445, y: 7186.598633467878 },
    { x: 7518.950136190619, y: 7181.613276456449 },
    { x: 7518.098810040389, y: 7177.271090361426 },
    { x: 7517.490099639073, y: 7174.070404964063 },
    { x: 7517.20235656589, y: 7171.8588531290925 },
    { x: 7517.829272018519, y: 7169.117862467236 },
    { x: 7519.682940927672, y: 7166.3543356925675 },
    { x: 7522.794516508859, y: 7163.658765478716 },
    { x: 7527.132740291545, y: 7161.148453005199 },
    { x: 7530.322994281828, y: 7158.819434849911 },
    { x: 7532.672144539423, y: 7156.082236557678 },
    { x: 7534.966982105386, y: 7153.351851834467 },
    { x: 7538.37566295645, y: 7152.403665492216 },
    { x: 7541.289059371401, y: 7150.981935508592 },
    { x: 7544.782996812131, y: 7149.42195773109 },
    { x: 7550.939193930454, y: 7149.196627756015 },
    { x: 7555.707805562477, y: 7149.210146481934 },
    { x: 7559.276795484953, y: 7149.400225856589 },
    { x: 7561.8408346021915, y: 7149.704228714011 },
    { x: 7563.594593818494, y: 7150.059517888231 },
    { x: 7566.041734421296, y: 7148.077269409426 },
    { x: 7568.284717834021, y: 7143.461058208653 },
    { x: 7569.302968077848, y: 7142.563098849782 },
    { x: 7570.6948639676075, y: 7145.206918290433 },
    { x: 7573.243508533239, y: 7149.114802179531 },
    { x: 7575.952652441328, y: 7153.12080327259 },
    { x: 7577.826046358459, y: 7156.058974325129 },
    { x: 7577.8938622269, y: 7156.535121496385 },
    { x: 7575.685352667352, y: 7153.602263298522 },
    { x: 7571.835954192475, y: 7150.960231811436 },
    { x: 7567.810492897123, y: 7152.013288048083 },
    { x: 7564.8072177276645, y: 7154.4706048302105 },
    { x: 7562.04254596635, y: 7157.48167501699 },
    { x: 7559.807332783231, y: 7160.549955804301 },
    { x: 7558.34878296519, y: 7163.1901411301915 },
    { x: 7555.839732068326, y: 7166.150691649187 },
    { x: 7552.161027976452, y: 7169.482186242046 },
    { x: 7548.654979572243, y: 7172.3381611929535 },
    { x: 7546.663895738377, y: 7173.872152786096 },
    { x: 7545.798617936161, y: 7174.044748552619 },
    { x: 7542.803819612623, y: 7174.359686871324 },
    { x: 7538.36166294424, y: 7174.683930408673 },
    { x: 7533.361529692505, y: 7174.792454863568 },
    { x: 7528.692801618907, y: 7174.460235934907 },
    { x: 7525.244860484936, y: 7173.462249321591 },
    { x: 7525.075224095903, y: 7170.161182795871 },
    { x: 7527.399051425385, y: 7168.35958237265 },
    { x: 7530.918724396671, y: 7168.384340697467 },
    { x: 7535.047427594028, y: 7168.2375599698125 },
    { x: 7539.040405844647, y: 7167.848725108472 },
    { x: 7542.449190377152, y: 7167.071482627679 },
    { x: 7545.919424031661, y: 7165.735434744547 },
    { x: 7549.198364565294, y: 7163.981554891246 },
    { x: 7552.235935443912, y: 7161.836628617389 },
    { x: 7554.9572038269225, y: 7159.305446861011 },
    { x: 7557.676149555068, y: 7156.767240267851 },
    { x: 7560.619534567076, y: 7154.493115545401 },
    { x: 7562.0314697095155, y: 7153.145908568229 },
    { x: 7561.411491421368, y: 7151.542981869849 },
    { x: 7554.481900294388, y: 7152.571750966229 },
    { x: 7550.886141740283, y: 7153.52822173337 },
    { x: 7547.317894336398, y: 7154.58270092827 },
    { x: 7543.779828927471, y: 7155.734399269837 },
    { x: 7540.274593766921, y: 7156.98245470813 },
    { x: 7536.3924732111755, y: 7158.711996671711 },
    { x: 7532.688929513764, y: 7160.902953447448 },
    { x: 7529.821570722398, y: 7162.831138684305 },
    { x: 7527.713207023634, y: 7164.551912348521 },
    { x: 7526.01014080243, y: 7167.979252960075 },
    { x: 7528.656380726938, y: 7168.4276601969295 },
    { x: 7532.909026686203, y: 7168.183247881525 },
    { x: 7537.50751815533, y: 7167.767548683563 },
    { x: 7540.895916985209, y: 7167.44715636691 },
    { x: 7540.431951198516, y: 7167.52124110951 },
    { x: 7536.198750572081, y: 7167.902987478604 },
    { x: 7530.848641105187, y: 7168.256164229151 },
    { x: 7526.9641488987945, y: 7168.248265288117 },
    { x: 7525.005751961563, y: 7170.86034793152 },
    { x: 7525.610892999236, y: 7173.41031699577 },
    { x: 7529.249121334509, y: 7174.18655898041 },
    { x: 7532.933586252483, y: 7174.700344253191 },
    { x: 7536.193951739369, y: 7174.71706799581 },
    { x: 7540.9312043125165, y: 7174.490160281588 },
    { x: 7545.360201151598, y: 7174.45281894943 },
    { x: 7547.18796904896, y: 7175.086550706904 },
    { x: 7549.217509120809, y: 7177.942550173259 },
    { x: 7552.255580143851, y: 7182.017720252068 },
    { x: 7555.127264818265, y: 7185.809343151436 },
    { x: 7556.657645844227, y: 7187.814701079464 },
    { x: 7556.892520435814, y: 7188.5966941099905 },
    { x: 7557.557366449124, y: 7191.161628990536 },
    { x: 7558.543104183114, y: 7195.092831490758 },
    { x: 7559.688342147682, y: 7199.881274460754 },
    { x: 7560.83168885272, y: 7205.017930750624 },
    { x: 7561.811752808124, y: 7209.9937732104645 },
    { x: 7562.4671425237875, y: 7214.299774690373 },
    { x: 7562.636466509606, y: 7217.426908040449 },
    { x: 7562.441436764971, y: 7218.8817905997485 },
    { x: 7563.8711587063635, y: 7219.2656292790525 },
    { x: 7566.975922161696, y: 7219.033750134509 },
    { x: 7571.311586463804, y: 7218.325542007053 },
    { x: 7576.43401094552, y: 7217.280393737616 },
    { x: 7581.899054939682, y: 7216.037694167135 },
    { x: 7587.262577779125, y: 7214.736832136542 },
    { x: 7592.080438796684, y: 7213.517196486774 },
    { x: 7595.908497325194, y: 7212.518176058764 },
    { x: 7598.30261269749, y: 7211.879159693445 },
    { x: 7598.8902153107465, y: 7211.691964606957 },
    { x: 7598.873584010251, y: 7211.039233724146 },
    { x: 7598.766576768868, y: 7209.554070231013 },
    { x: 7598.486009528438, y: 7207.279836030215 },
    { x: 7597.948698230806, y: 7204.25989302441 },
    { x: 7597.0714588178125, y: 7200.537603116254 },
    { x: 7595.771107231299, y: 7196.156328208404 },
    { x: 7593.964459413107, y: 7191.159430203518 },
    { x: 7591.568331305079, y: 7185.590271004252 },
    { x: 7588.499538849056, y: 7179.4922125132625 },
    { x: 7587.173065595758, y: 7178.658797272295 },
    { x: 7584.875901206515, y: 7179.409656161404 },
    { x: 7581.619359953845, y: 7181.073471314958 },
    { x: 7577.667934232747, y: 7183.430470884695 },
    { x: 7573.286116438217, y: 7186.260883022357 },
    { x: 7568.738398965254, y: 7189.344935879683 },
    { x: 7564.289274208856, y: 7192.462857608413 },
    { x: 7560.203234564021, y: 7195.3948763602875 },
    { x: 7556.7447724257445, y: 7197.921220287046 },
    { x: 7554.178380189028, y: 7199.822117540428 },
    { x: 7552.768550248866, y: 7200.877796272174 },
    { x: 7552.375487625634, y: 7201.0801746623165 },
    { x: 7550.696221024919, y: 7201.360866842697 },
    { x: 7547.22595398078, y: 7201.409838076861 },
    { x: 7541.847872968975, y: 7200.692474644382 },
    { x: 7534.8746151937285, y: 7198.809043273949 },
    { x: 7529.358238604989, y: 7196.632070642936 },
    { x: 7525.694779940469, y: 7194.922796904507 },
    { x: 7523.6702634422945, y: 7194.31285496592 },
    { x: 7523.068221717704, y: 7195.464317329954 },
    { x: 7522.0284251264675, y: 7199.106702072629 },
    { x: 7521.282528681471, y: 7202.712875699821 },
    { x: 7524.081199885056, y: 7204.526754917263 },
    { x: 7527.5718595312155, y: 7204.760939634795 },
    { x: 7531.851576112641, y: 7205.146721228998 },
    { x: 7536.40423027336, y: 7205.659698591352 },
    { x: 7540.684643750503, y: 7206.273755397887 },
    { x: 7544.147638281198, y: 7206.962775324633 },
    { x: 7546.248035602577, y: 7207.700642047621 },
    { x: 7548.978115508711, y: 7210.041708083119 },
    { x: 7550.846717337064, y: 7212.396753956889 },
    { x: 7550.303849671682, y: 7216.415312391576 },
    { x: 7551.581168850745, y: 7219.954585077518 },
    { x: 7552.720926110219, y: 7221.219757011238 },
    { x: 7553.5505055470985, y: 7223.19239336273 },
    { x: 7554.186232427836, y: 7225.835121770526 },
    { x: 7554.650520936232, y: 7229.053902837788 },
    { x: 7554.965785256087, y: 7232.7546971676775 },
    { x: 7555.1544395712, y: 7236.843465363358 },
    { x: 7555.238898065371, y: 7241.226168027993 },
    { x: 7555.241574922401, y: 7245.808765764744 },
    { x: 7555.18488432609, y: 7250.497219176775 },
    { x: 7555.091240460237, y: 7255.197488867249 },
    { x: 7554.983057508643, y: 7259.8155354393275 },
    { x: 7554.882749655107, y: 7264.257319496175 },
    { x: 7554.81273108343, y: 7268.428801640955 },
    { x: 7554.795415977412, y: 7272.235942476827 },
    { x: 7554.853218520853, y: 7275.584702606958 },
    { x: 7554.976748060294, y: 7278.094174588615 },
    { x: 7555.00984359855, y: 7280.098272725826 },
    { x: 7554.962595100551, y: 7282.6316866965 },
    { x: 7554.841252788708, y: 7285.646564364328 },
    { x: 7554.652066885429, y: 7289.095053593 },
    { x: 7554.401287613125, y: 7292.929302246206 },
    { x: 7554.095165194204, y: 7297.101458187638 },
    { x: 7553.739949851077, y: 7301.5636692809885 },
    { x: 7553.341891806153, y: 7306.268083389946 },
    { x: 7552.907241281841, y: 7311.166848378201 },
    { x: 7552.4422485005525, y: 7316.212112109449 },
    { x: 7551.953163684696, y: 7321.356022447374 },
    { x: 7551.44623705668, y: 7326.5507272556715 },
    { x: 7550.927718838915, y: 7331.748374398032 },
    { x: 7550.40385925381, y: 7336.901111738144 },
    { x: 7549.880908523776, y: 7341.961087139701 },
    { x: 7549.365116871221, y: 7346.880448466393 },
    { x: 7548.862734518556, y: 7351.611343581911 },
    { x: 7548.380011688189, y: 7356.105920349944 },
    { x: 7547.923198602531, y: 7360.316326634187 },
    { x: 7547.498545483991, y: 7364.194710298327 },
    { x: 7547.112302554978, y: 7367.693219206056 },
    { x: 7546.770720037902, y: 7370.764001221066 },
    { x: 7546.480048155173, y: 7373.359204207046 },
    { x: 7546.2465371292, y: 7375.430976027688 },
    { x: 7546.0764371823925, y: 7376.931464546684 },
    { x: 7545.975998537161, y: 7377.812817627723 },
    { x: 7546.657622549527, y: 7378.039999999999 },
    { x: 7550.378533666035, y: 7378.039999999999 },
    { x: 7554.0994447825415, y: 7378.039999999999 },
    { x: 7557.458094865631, y: 7378.016049475302 },
    { x: 7557.80660429788, y: 7377.523418870187 },
    { x: 7558.145133708294, y: 7376.56037844077 },
    { x: 7558.473728473912, y: 7375.151402910865 },
    { x: 7558.79243397177, y: 7373.320967004287 },
    { x: 7559.1012955789065, y: 7371.093545444849 },
    { x: 7559.400358672357, y: 7368.493612956368 },
    { x: 7559.689668629159, y: 7365.545644262659 },
    { x: 7559.969270826352, y: 7362.274114087534 },
    { x: 7560.239210640971, y: 7358.70349715481 },
    { x: 7560.499533450054, y: 7354.858268188301 },
    { x: 7560.750284630637, y: 7350.76290191182 },
    { x: 7560.991509559759, y: 7346.441873049185 },
    { x: 7561.223253614457, y: 7341.919656324209 },
    { x: 7561.445562171767, y: 7337.220726460707 },
    { x: 7561.6584806087285, y: 7332.369558182493 },
    { x: 7561.862054302376, y: 7327.390626213383 },
    { x: 7562.056328629748, y: 7322.308405277189 },
    { x: 7562.241348967883, y: 7317.147370097729 },
    { x: 7562.417160693816, y: 7311.931995398817 },
    { x: 7562.583809184585, y: 7306.686755904266 },
    { x: 7562.741339817228, y: 7301.436126337891 },
    { x: 7562.889797968783, y: 7296.204581423509 },
    { x: 7563.029229016284, y: 7291.016595884932 },
    { x: 7563.159678336771, y: 7285.896644445977 },
    { x: 7563.281191307281, y: 7280.869201830456 },
    { x: 7563.3938133048505, y: 7275.958742762186 },
    { x: 7563.497589706517, y: 7271.189741964981 },
    { x: 7563.5925658893175, y: 7266.586674162656 },
    { x: 7563.678787230289, y: 7262.174014079025 },
    { x: 7563.756299106471, y: 7257.976236437902 },
    { x: 7563.825146894897, y: 7254.017815963105 },
    { x: 7563.885375972607, y: 7250.323227378445 },
    { x: 7563.937031716638, y: 7246.916945407738 },
    { x: 7563.980159504025, y: 7243.8234447748 },
    { x: 7564.014804711808, y: 7241.0672002034435 },
    { x: 7564.0410127170235, y: 7238.672686417484 },
    { x: 7564.058828896708, y: 7236.664378140737 },
    { x: 7564.0682986279, y: 7235.066750097018 },
    { x: 7564.027525233226, y: 7230.916386219741 },
    { x: 7563.563382424636, y: 7224.197943448715 },
    { x: 7562.850965371731, y: 7220.591035237303 },
    { x: 7562.221776733552, y: 7219.143592354581 },
    { x: 7561.947711728901, y: 7218.892859143091 },
    { x: 7559.259381939615, y: 7218.545737840133 },
    { x: 7554.458131964054, y: 7218.010736318417 },
    { x: 7550.275540880668, y: 7217.752804208315 },
    { x: 7548.219699117745, y: 7217.616758056269 },
    { x: 7545.059988306594, y: 7217.042186413044 },
    { x: 7540.645278544506, y: 7216.151048858307 },
    { x: 7535.544383094689, y: 7215.076242696755 },
    { x: 7530.326115220352, y: 7213.9506652330865 },
    { x: 7525.559288184703, y: 7212.907213772 },
    { x: 7521.812715250953, y: 7212.078785618197 },
    { x: 7519.65520968231, y: 7211.598278076372 },
    { x: 7518.917670770616, y: 7211.152033180755 },
    { x: 7516.6551978114385, y: 7209.641276469887 },
    { x: 7515.449339636643, y: 7210.7288288466525 },
    { x: 7518.18934851262, y: 7217.57928435222 },
    { x: 7519.182929952427, y: 7221.134756657411 },
    { x: 7519.715486039243, y: 7225.378850422047 },
    { x: 7520.060181431893, y: 7229.608752781404 },
    { x: 7520.490180789206, y: 7233.121650870758 },
    { x: 7521.273587654758, y: 7235.5598643211 },
    { x: 7522.127567437105, y: 7239.6059955214 },
    { x: 7522.803726765725, y: 7244.593828971627 },
    { x: 7523.246385668248, y: 7248.801800120757 },
    { x: 7523.400146841722, y: 7250.511394394551 },
    { x: 7523.52997210853, y: 7252.149447579037 },
    { x: 7523.647107342812, y: 7256.010437770124 },
    { x: 7523.374236690453, y: 7260.811744295938 },
    { x: 7522.334044297338, y: 7265.270746484608 },
    { x: 7519.660248434587, y: 7269.155626859905 },
    { x: 7517.687603611062, y: 7272.045078107208 },
    { x: 7517.545909268996, y: 7274.998488569219 },
    { x: 7519.225626428121, y: 7277.717073231146 },
    { x: 7518.13715003358, y: 7280.140402440858 },
    { x: 7513.423317942748, y: 7282.831815116503 },
    { x: 7511.457020258672, y: 7284.816774073133 },
    { x: 7510.151460142646, y: 7287.346501251233 },
    { x: 7507.625631509713, y: 7291.404536745259 },
    { x: 7504.9629174899155, y: 7295.040875735372 },
    { x: 7502.534541056503, y: 7298.324290205746 },
    { x: 7500.17342332135, y: 7301.247019085594 },
    { x: 7497.769445195512, y: 7303.722186415469 },
    { x: 7495.2124875900445, y: 7305.6629162359295 },
    { x: 7492.316479505358, y: 7307.197386119147 },
    { x: 7489.543235284182, y: 7308.735503352767 },
    { x: 7486.660883854546, y: 7310.10257854265 },
    { x: 7483.151315067721, y: 7311.1328843158935 },
    { x: 7478.4964187749765, y: 7311.6606932995965 },
    { x: 7472.854635114316, y: 7311.895497103044 },
    { x: 7467.77922690672, y: 7312.312066733309 },
    { x: 7463.766809058199, y: 7312.599907070651 },
    { x: 7461.262572798709, y: 7312.4286957452505 },
    { x: 7460.689013299114, y: 7311.5440325486015 },
    { x: 7461.740234406393, y: 7309.834270840352 },
    { x: 7463.898387253382, y: 7307.016886124582 },
    { x: 7466.765370394653, y: 7303.4770993129605 },
    { x: 7469.943082384777, y: 7299.600131317157 },
    { x: 7473.033421778327, y: 7295.771203048843 },
    { x: 7475.638287129875, y: 7292.375535419687 },
    { x: 7477.359576993993, y: 7289.79834934136 },
    { x: 7478.00729062991, y: 7286.510521078944 },
    { x: 7476.709878341297, y: 7282.346338013041 },
    { x: 7476.301202429559, y: 7281.082062185135 },
    { x: 7478.706013374674, y: 7278.582878426799 },
    { x: 7481.118183782216, y: 7274.5751056824965 },
    { x: 7481.452159532354, y: 7270.757571500351 },
    { x: 7482.083005034153, y: 7268.359090996383 },
    { x: 7477.683707625643, y: 7266.21611560259 },
    { x: 7473.601564162207, y: 7264.130597144141 },
    { x: 7470.889362856208, y: 7261.354275202302 },
    { x: 7468.893475152221, y: 7258.481424169954 },
    { x: 7466.960272494821, y: 7256.106318439975 },
    { x: 7464.53466845452, y: 7252.552822763656 },
    { x: 7465.413110768109, y: 7250.105798376636 },
    { x: 7468.484888414836, y: 7252.205646377328 },
    { x: 7471.556666061563, y: 7254.305494378021 },
    { x: 7474.62844370829, y: 7256.405342378713 },
    { x: 7477.804642037838, y: 7258.3388043385585 },
    { x: 7480.682459330397, y: 7259.954032911595 },
    { x: 7480.731402051462, y: 7257.063446377606 },
    { x: 7480.129370305241, y: 7252.310875797079 },
    { x: 7477.846804425251, y: 7249.46294180779 },
    { x: 7473.344158315144, y: 7248.251079765695 },
    { x: 7469.284200023435, y: 7247.688966632499 },
    { x: 7466.979101244098, y: 7247.041411563752 },
    { x: 7464.93451751722, y: 7245.926271242199 },
    { x: 7465.021844304988, y: 7243.011532628788 },
    { x: 7465.0069388446545, y: 7238.343684066112 },
    { x: 7464.6708630004405, y: 7233.535995978042 },
    { x: 7463.664271469064, y: 7229.719892583905 },
    { x: 7462.610111642343, y: 7225.713080919378 },
    { x: 7460.639999999996, y: 7223.639999999996 },
];
